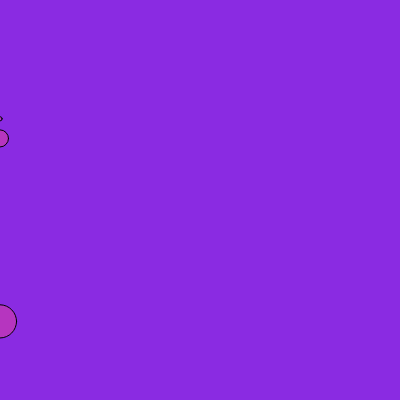
Frame 1 (no input)
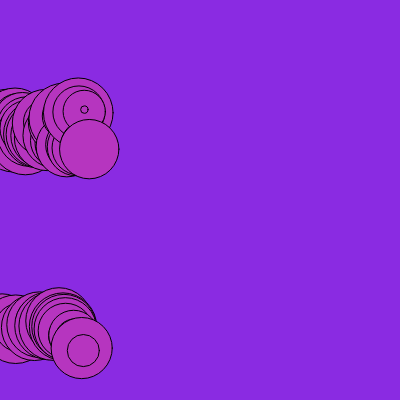
Frame 60 (no input)
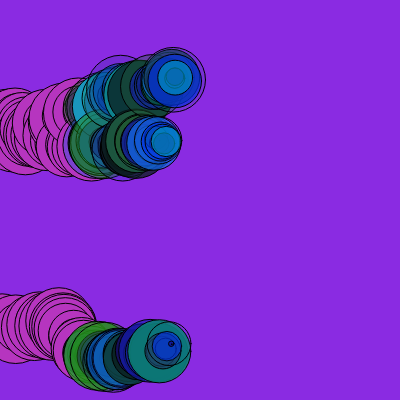
Frame 120 (the mouse pressed at the canvas centre since frame 60)

The p5.js sketch that drew these frames (run headless with seeded random() and noise() and a simulated clock; from frame 60 on, the mouse is pressed at the canvas centre):

// p5.js sketch
// ── sketch.js
//height, altura, width, largura
// array: lista ou variedade
// O for (traduzido para o português como "enquanto") é uma estrutura de repetição.
let cor;

let circuloY;// eixo vertical
let circuloX; // eixo Horizontal

function setup() {
  createCanvas(400, 400);
  background("blueviolet");
  cor = color(random(0, 255), random(0, 255), random(0, 255));

  circuloY=[random(height),random(height),random(height)];
  circuloX=[0,0,0];
}

function draw() {
  fill(cor);
  for(let contador in circuloX){
    circle(circuloX[contador], circuloY[contador], random(0, 70));
    circuloX[contador] += random(0, 3);
  circuloY[contador] += random(-3, 3);
    
    if (circuloX[contador]>=width){
      circuloX[contador]=0;
      circuloY[contador]=random(height);
      
    }
  }

  if (mouseIsPressed) {
    cor = color(random(0, 40), random(0, 155), random(0, 255), random(0, 255));
  }
}

// ── p5.js Web Editor _ Octagonal sock copy.html
<!DOCTYPE html>
<!-- saved from url=(0055)https://editor.p5js.org/vitorsannott/sketches/K3-FU7Wfo -->
<html lang="en"><head><meta http-equiv="Content-Type" content="text/html; charset=UTF-8">
      
      <meta name="viewport" content="width=device-width, initial-scale=1.0">
      <meta name="keywords" content="p5.js, p5.js web editor, web editor, processing, code editor">
      <meta name="description" content="A web editor for p5.js, a JavaScript library with the goal of making coding accessible to artists, designers, educators, and beginners.">
      <title>p5.js Web Editor | Octagonal sock copy</title>
      <link rel="stylesheet" href="./p5.js Web Editor _ Octagonal sock copy_files/app.7125da892f4be04cf9b4.css">
      <link href="./p5.js Web Editor _ Octagonal sock copy_files/css" rel="stylesheet" type="text/css">
      <link href="./p5.js Web Editor _ Octagonal sock copy_files/css(1)" rel="stylesheet" type="text/css">
      <link rel="shortcut icon" href="https://editor.p5js.org/favicon.ico" type="image/x-icon">
      <script type="text/javascript" async="" src="./p5.js Web Editor _ Octagonal sock copy_files/js"></script><script async="" src="./p5.js Web Editor _ Octagonal sock copy_files/analytics.js.baixados"></script><script>
        if (!window.process) {
          window.process = {};
        }
        if (!window.process.env) {
          window.process.env = {};
        }
        window.process.env.API_URL = '/editor';
        window.process.env.NODE_ENV = 'production';
        window.process.env.S3_BUCKET = 'assets.editor.p5js.org';
        window.process.env.S3_BUCKET_URL_BASE = 'https://assets.editor.p5js.org/';
        window.process.env.AWS_REGION = 'us-west-2';
        window.process.env.FORCE_TO_HTTPS = false;
        window.process.env.CLIENT = true;
        window.process.env.LOGIN_ENABLED = true;
        window.process.env.EXAMPLES_ENABLED = true;
        window.process.env.UI_ACCESS_TOKEN_ENABLED = false;
        window.process.env.UI_COLLECTIONS_ENABLED = true;
        window.process.env.UPLOAD_LIMIT = 250000000;
        window.process.env.TRANSLATIONS_ENABLED = true; 
        window.process.env.PREVIEW_URL = 'https://preview.p5js.org';
        window.process.env.GA_MEASUREMENT_ID='UA-53383000-1';
      </script>
    <style data-styled="active" data-styled-version="5.3.0"></style><style data-emotion="css"></style></head>
    <body class="light">
      <div id="root" class="root-app"><a href="https://editor.p5js.org/vitorsannott/sketches/K3-FU7Wfo#play-sketch" class="skip_link">Skip to Play Sketch</a><div class="app" style=""><div class="CookieConsent__CookieConsentContainer-sc-rchtty-0 kWMjPd"><div role="dialog" tabindex="0" class="CookieConsent__CookieConsentDialog-sc-rchtty-1 dXSahL"><h2 class="CookieConsent__CookieConsentHeader-sc-rchtty-2 kGoCid">Cookies</h2><div class="CookieConsent__CookieConsentContent-sc-rchtty-3 jeORHW"><p class="CookieConsent__CookieConsentCopy-sc-rchtty-4 iGdLUg">The p5.js Editor uses cookies. Some are essential to the website functionality and allow you to manage an account and preferences. Others are not essential—they are used for analytics and allow us to learn more about our community. <strong> We never sell this data or use it for advertising. </strong> You can decide which cookies you would like to allow, and learn more in our <a href="https://editor.p5js.org/privacy-policy">Privacy Policy.</a></p><div class="CookieConsent__CookieConsentButtons-sc-rchtty-5 fOpQOE"><button kind="secondary" display="block" type="button" class="Button__StyledButton-sc-6bwbx8-0 jRfUtY"><span>Allow All</span></button><button kind="primary" display="block" type="button" class="Button__StyledButton-sc-6bwbx8-0 exunAs"><span>Allow Essential</span></button></div></div></div></div><div class="RootPage-sc-1si1i3e-0 jonjFu"><header><div class="nav"><ul class="nav__items-left" role="menubar"><li class="nav__item-logo"><a href="https://editor.p5js.org/vitorsannott/sketches"><svg xmlns="http://www.w3.org/2000/svg" xmlns:xlink="http://www.w3.org/1999/xlink" width="56" height="42" viewBox="0 0 56 42" role="img" aria-label="Logo p5.js" focusable="false" class="svg__logo"><g fill="none" fill-rule="evenodd"><path fill="#FFFFFF" d="M 43.75 15.44 L 42.761 16.157 L 41.735 14.796 L 40.734 16.122 L 39.771 15.388 L 40.746 14.051 L 39.164 13.48 L 39.538 12.33 L 41.124 12.841 L 41.124 11.197 L 42.397 11.197 L 42.397 12.844 L 43.971 12.368 L 44.344 13.518 L 42.774 14.054 L 43.749 15.439 L 43.75 15.44 Z M 36.705 24.399 C 36.417 25.07 35.991 25.672 35.455 26.168 C 34.931 26.649 34.316 27.018 33.611 27.273 C 32.889 27.531 32.128 27.661 31.361 27.656 C 30.027 27.656 28.901 27.344 27.987 26.72 C 27.366 26.298 26.843 25.748 26.454 25.106 L 28.407 23.271 L 28.437 23.261 C 28.647 23.871 29.04 24.402 29.562 24.781 C 30.087 25.165 30.709 25.357 31.429 25.357 C 31.834 25.357 32.216 25.289 32.576 25.153 C 32.936 25.019 33.251 24.823 33.521 24.568 C 33.791 24.312 34.005 23.993 34.162 23.61 C 34.32 23.227 34.399 22.795 34.399 22.314 C 34.399 21.698 34.293 21.187 34.084 20.781 C 33.89 20.395 33.609 20.059 33.263 19.801 C 32.924 19.552 32.537 19.375 32.127 19.282 C 31.707 19.184 31.277 19.135 30.845 19.136 C 30.545 19.136 30.226 19.158 29.888 19.203 C 29.551 19.249 29.221 19.313 28.898 19.395 C 28.576 19.478 28.261 19.572 27.954 19.676 C 27.673 19.77 27.399 19.883 27.133 20.014 L 27.403 11.292 L 36.468 11.292 L 36.468 13.726 L 29.967 13.726 L 29.81 17.175 C 30.064 17.1 30.368 17.047 30.72 17.017 C 31.073 16.987 31.392 16.972 31.677 16.972 C 32.457 16.972 33.18 17.084 33.847 17.31 C 34.487 17.52 35.079 17.852 35.591 18.29 C 36.086 18.719 36.471 19.245 36.749 19.868 C 37.027 20.492 37.165 21.209 37.165 22.021 C 37.165 22.908 37.012 23.7 36.705 24.399 Z M 25.104 24.039 C 24.872 24.71 24.513 25.33 24.046 25.864 C 23.583 26.387 23.016 26.81 22.382 27.104 C 21.729 27.411 20.99 27.566 20.166 27.566 C 19.438 27.574 18.718 27.412 18.063 27.092 C 17.425 26.777 16.933 26.349 16.589 25.807 L 16.544 25.807 L 16.544 32.66 L 13.844 32.66 L 13.844 16.43 L 16.432 16.43 L 16.432 17.94 L 16.499 17.94 C 16.634 17.73 16.81 17.516 17.028 17.298 C 17.245 17.08 17.512 16.885 17.827 16.711 C 18.565 16.309 19.394 16.104 20.234 16.114 C 20.998 16.114 21.703 16.261 22.348 16.554 C 22.993 16.847 23.548 17.249 24.013 17.76 C 24.486 18.285 24.853 18.898 25.093 19.563 C 25.347 20.254 25.475 20.998 25.475 21.794 C 25.475 22.591 25.351 23.338 25.104 24.037 L 25.104 24.039 Z M 22.025 19.617 C 21.774 19.286 21.452 19.015 21.084 18.822 C 20.704 18.621 20.26 18.52 19.75 18.52 C 19.269 18.52 18.838 18.624 18.46 18.834 C 18.08 19.043 17.756 19.312 17.486 19.639 C 17.216 19.968 17.012 20.341 16.874 20.759 C 16.597 21.568 16.597 22.446 16.874 23.255 C 17.012 23.666 17.216 24.035 17.486 24.364 C 17.756 24.692 18.08 24.957 18.46 25.158 C 18.838 25.36 19.269 25.46 19.75 25.46 C 20.26 25.46 20.705 25.356 21.084 25.147 C 21.464 24.938 21.777 24.67 22.024 24.341 C 22.272 24.013 22.458 23.64 22.583 23.221 C 22.831 22.407 22.831 21.538 22.583 20.724 C 22.458 20.315 22.273 19.946 22.025 19.617"></path></g></svg></a></li><li class="nav__item"><button role="menuitem" aria-haspopup="menu" aria-expanded="false"><span class="nav__item-header">Arquivo</span><svg width="9px" height="6px" viewBox="0 0 9 6" xmlns="http://www.w3.org/2000/svg" xmlns:xlink="http://www.w3.org/1999/xlink" class="nav__item-header-triangle" focusable="false" aria-hidden="true"><g stroke="none" stroke-width="1" fill="#B5B5B5"><polygon id="Triangle" points="4.5 6 9 0 0 0"></polygon></g></svg></button><ul class="nav__dropdown" role="menu"><li class="nav__dropdown-item"><button role="menuitem">Novo</button></li><li class="nav__dropdown-item"><button role="menuitem">Salvar<span class="nav__keyboard-shortcut">Ctrl+S</span></button></li><li class="nav__dropdown-item"><button role="menuitem">Duplicar</button></li><li class="nav__dropdown-item"><button role="menuitem">compartilhar</button></li><li class="nav__dropdown-item"><button role="menuitem">Download</button></li><li class="nav__dropdown-item"><a role="menuitem" href="https://editor.p5js.org/vitorsannott/sketches">Abrir</a></li><li class="nav__dropdown-item"><a role="menuitem" href="https://editor.p5js.org/vitorsannott/sketches/K3-FU7Wfo/add-to-collection">Adicionar à coleção</a></li><li class="nav__dropdown-item"><a role="menuitem" href="https://editor.p5js.org/p5/sketches">Exemplos</a></li></ul></li><li class="nav__item"><button role="menuitem" aria-haspopup="menu" aria-expanded="false"><span class="nav__item-header">Editar</span><svg width="9px" height="6px" viewBox="0 0 9 6" xmlns="http://www.w3.org/2000/svg" xmlns:xlink="http://www.w3.org/1999/xlink" class="nav__item-header-triangle" focusable="false" aria-hidden="true"><g stroke="none" stroke-width="1" fill="#B5B5B5"><polygon id="Triangle" points="4.5 6 9 0 0 0"></polygon></g></svg></button><ul class="nav__dropdown" role="menu"><li class="nav__dropdown-item"><button role="menuitem">Organizar Código<span class="nav__keyboard-shortcut">Ctrl+Shift+F</span></button></li><li class="nav__dropdown-item"><button role="menuitem">Procurar<span class="nav__keyboard-shortcut">Ctrl+F</span></button></li><li class="nav__dropdown-item"><button role="menuitem">Trocar<span class="nav__keyboard-shortcut">Ctrl+H</span></button></li></ul></li><li class="nav__item"><button role="menuitem" aria-haspopup="menu" aria-expanded="false"><span class="nav__item-header">Esboço</span><svg width="9px" height="6px" viewBox="0 0 9 6" xmlns="http://www.w3.org/2000/svg" xmlns:xlink="http://www.w3.org/1999/xlink" class="nav__item-header-triangle" focusable="false" aria-hidden="true"><g stroke="none" stroke-width="1" fill="#B5B5B5"><polygon id="Triangle" points="4.5 6 9 0 0 0"></polygon></g></svg></button><ul class="nav__dropdown" role="menu"><li class="nav__dropdown-item"><button role="menuitem">Adicionar Arquivo<span class="nav__keyboard-shortcut">Ctrl+Alt+N</span></button></li><li class="nav__dropdown-item"><button role="menuitem">Adicionar Pasta</button></li><li class="nav__dropdown-item"><button role="menuitem">Executar<span class="nav__keyboard-shortcut">Ctrl+Enter</span></button></li><li class="nav__dropdown-item"><button role="menuitem">Parar<span class="nav__keyboard-shortcut">Shift+Ctrl+Enter</span></button></li></ul></li><li class="nav__item"><button role="menuitem" aria-haspopup="menu" aria-expanded="false"><span class="nav__item-header">Ajuda</span><svg width="9px" height="6px" viewBox="0 0 9 6" xmlns="http://www.w3.org/2000/svg" xmlns:xlink="http://www.w3.org/1999/xlink" class="nav__item-header-triangle" focusable="false" aria-hidden="true"><g stroke="none" stroke-width="1" fill="#B5B5B5"><polygon id="Triangle" points="4.5 6 9 0 0 0"></polygon></g></svg></button><ul class="nav__dropdown" role="menu"><li class="nav__dropdown-item"><button role="menuitem">Atalhos de Teclado</button></li><li class="nav__dropdown-item"><a href="https://p5js.org/reference/" target="_blank" rel="noopener noreferrer" role="menuitem">Referência</a></li><li class="nav__dropdown-item"><a role="menuitem" href="https://editor.p5js.org/about">Sobre</a></li></ul></li></ul><ul class="nav__items-right" title="user-menu" role="navigation"><li class="nav__item"><button role="menuitem" aria-haspopup="menu" aria-expanded="false"><span class="nav__item-header">Português</span><svg width="9px" height="6px" viewBox="0 0 9 6" xmlns="http://www.w3.org/2000/svg" xmlns:xlink="http://www.w3.org/1999/xlink" class="nav__item-header-triangle" focusable="false" aria-hidden="true"><g stroke="none" stroke-width="1" fill="#B5B5B5"><polygon id="Triangle" points="4.5 6 9 0 0 0"></polygon></g></svg></button><ul class="nav__dropdown" role="menu"><li class="nav__dropdown-item"><button value="be" role="menuitem">বাংলা</button></li><li class="nav__dropdown-item"><button value="de" role="menuitem">Deutsch</button></li><li class="nav__dropdown-item"><button value="en-US" role="menuitem">English</button></li><li class="nav__dropdown-item"><button value="es-419" role="menuitem">Español</button></li><li class="nav__dropdown-item"><button value="fr-CA" role="menuitem">Français</button></li><li class="nav__dropdown-item"><button value="hi" role="menuitem">हिन्दी</button></li><li class="nav__dropdown-item"><button value="it" role="menuitem">Italiano</button></li><li class="nav__dropdown-item"><button value="ja" role="menuitem">日本語</button></li><li class="nav__dropdown-item"><button value="ko" role="menuitem">한국어</button></li><li class="nav__dropdown-item"><button value="pt-BR" role="menuitem">Português</button></li><li class="nav__dropdown-item"><button value="sv" role="menuitem">Svenska</button></li><li class="nav__dropdown-item"><button value="tr" role="menuitem">Türkçe</button></li><li class="nav__dropdown-item"><button value="uk-UA" role="menuitem">Українська</button></li><li class="nav__dropdown-item"><button value="ur" role="menuitem">اردو</button></li><li class="nav__dropdown-item"><button value="zh-CN" role="menuitem">简体中文</button></li><li class="nav__dropdown-item"><button value="zh-TW" role="menuitem">正體中文</button></li></ul></li><li class="nav__item"><button role="menuitem" aria-haspopup="menu" aria-expanded="false"><span class="nav__item-header"><span>Olá, vitorsannott!</span></span><svg width="9px" height="6px" viewBox="0 0 9 6" xmlns="http://www.w3.org/2000/svg" xmlns:xlink="http://www.w3.org/1999/xlink" class="nav__item-header-triangle" focusable="false" aria-hidden="true"><g stroke="none" stroke-width="1" fill="#B5B5B5"><polygon id="Triangle" points="4.5 6 9 0 0 0"></polygon></g></svg></button><ul class="nav__dropdown" role="menu"><li class="nav__dropdown-item"><a role="menuitem" href="https://editor.p5js.org/vitorsannott/sketches">Meus Esboços</a></li><li class="nav__dropdown-item"><a role="menuitem" href="https://editor.p5js.org/vitorsannott/collections">Minhas Coleções</a></li><li class="nav__dropdown-item"><a role="menuitem" href="https://editor.p5js.org/vitorsannott/assets">Meus Recursos</a></li><li class="nav__dropdown-item"><a role="menuitem" href="https://editor.p5js.org/account">Configurações</a></li><li class="nav__dropdown-item"><button role="menuitem">Sair</button></li></ul></li></ul></div></header><div class="toolbar"><button class="toolbar__play-sketch-button" aria-label="Executar esboço"><svg width="16px" height="16px" viewBox="0 0 16 16" xmlns="http://www.w3.org/2000/svg" xmlns:xlink="http://www.w3.org/1999/xlink" focusable="false" aria-hidden="true"><g stroke="none" fill="currentColor"><polygon id="play" points="0 0 16 8 0 16"></polygon></g></svg></button><button class="toolbar__play-button toolbar__play-button--selected" id="play-sketch" aria-label="Executar esboço visual" title="Executar esboço"><svg width="16px" height="16px" viewBox="0 0 16 16" xmlns="http://www.w3.org/2000/svg" xmlns:xlink="http://www.w3.org/1999/xlink" focusable="false" aria-hidden="true"><g stroke="none" fill="currentColor"><polygon id="play" points="0 0 16 8 0 16"></polygon></g></svg></button><button class="toolbar__stop-button" aria-label="Parar esboço" title="Parar esboço"><svg width="16px" height="16px" viewBox="0 0 16 16" xmlns="http://www.w3.org/2000/svg" xmlns:xlink="http://www.w3.org/1999/xlink" focusable="false" aria-hidden="true"><g stroke="none" fill="currentColor"><rect id="stop" x="0" y="0" width="16" height="16"></rect></g></svg></button><div class="toolbar__autorefresh"><input id="autorefresh" class="checkbox__autorefresh" type="checkbox"><label for="autorefresh" class="toolbar__autorefresh-label">Auto-atualizar</label></div><div class="toolbar__project-name-container"><span class="editable-input editable-input--is-not-editing editable-input--has-value "><button class="editable-input__label" aria-label="Mudar nome do esboço" aria-hidden="false"><span>Octagonal sock copy</span><svg id="Layer_1" xmlns="http://www.w3.org/2000/svg" xmlns:xlink="http://www.w3.org/1999/xlink" x="0px" y="0px" width="100px" height="100px" viewBox="0 0 100 100" enable-background="new 0 0 100 100" xml:space="preserve" class="editable-input__icon" focusable="false" aria-hidden="true"><g><path d="M68.201,42.768c0.641,1.84,0.48,3.76-0.399,4.96L41.241,74.289l-15.76,4.32c-0.24,0.08-0.32,0-0.24-0.24l4.48-15.601 l26.561-26.561c1.2-0.96,3.12-1.04,4.96-0.32C32.121,65.009,32.041,65.089,32.041,65.089l-1.84,5.84c0,0,0.88,0.32,1.68,1.12 c0.8,0.801,1.04,1.76,1.04,1.76l6-1.84L68.201,42.768z M36.521,65.169l27.68-27.681c0.88,0.48,1.761,1.36,2.4,2.32 c-27.761,27.68-27.761,27.68-27.761,27.68l-2.24-0.08L36.521,65.169z M76.282,39.248l-5.12,5.2c0,0,2.479-3.84-2.721-8.88 c-4.56-4.56-8.88-2.56-8.88-2.56l5.2-5.2c3.2-3.28,8.4-3.68,11.76-0.4C79.962,30.848,79.481,36.128,76.282,39.248z"></path></g></svg></button><input class="editable-input__input" type="text" maxlength="128" aria-label="Novo nome de esboço" disabled="" aria-hidden="true" value="Octagonal sock copy"></span><p class="toolbar__project-project.owner"> por  <a href="https://editor.p5js.org/vitorsannott/sketches">vitorsannott</a></p></div><button class="toolbar__preferences-button" aria-label="Abrir Preferências" title="Abrir Preferências"><svg width="20px" height="20px" viewBox="0 0 20 20" xmlns="http://www.w3.org/2000/svg" xmlns:xlink="http://www.w3.org/1999/xlink" focusable="false" aria-hidden="true"><g stroke="none" stroke-width="0" fill="#ED225D"><path d="M14.6822397,16.2117311 L15.1198278,19.0213068 C14.3844186,19.4395702 13.5928664,19.770504 12.7592794,20 L11.0818617,17.703677 C10.7282919,17.7528772 10.367116,17.7783101 10,17.7783101 C9.63288395,17.7783101 9.2717081,17.7528772 8.91813825,17.703677 L7.24072063,20 C6.40713364,19.770504 5.6155814,19.4395702 4.88017224,19.0213068 L5.31776031,16.2117311 C4.73977887,15.7753775 4.22462249,15.2602211 3.78826886,14.6822397 L0.978693166,15.1198278 C0.560429839,14.3844186 0.22949601,13.5928664 -2.84217094e-14,12.7592794 L2.29632299,11.0818617 C2.24712285,10.7282919 2.22168987,10.367116 2.22168987,10 C2.22168987,9.63288395 2.24712285,9.2717081 2.29632299,8.91813825 L-8.12791077e-15,7.24072063 C0.22949601,6.40713364 0.560429839,5.6155814 0.978693166,4.88017224 L3.78826886,5.31776031 C4.22462249,4.73977887 4.73977887,4.22462249 5.31776031,3.78826886 L4.88017224,0.978693166 C5.6155814,0.560429839 6.40713364,0.22949601 7.24072063,0 L8.91813825,2.29632299 C9.2717081,2.24712285 9.63288395,2.22168987 10,2.22168987 C10.367116,2.22168987 10.7282919,2.24712285 11.0818617,2.29632299 L12.7592794,1.98620157e-14 C13.5928664,0.22949601 14.3844186,0.560429839 15.1198278,0.978693166 L14.6822397,3.78826886 C15.2602211,4.22462249 15.7753775,4.73977887 16.2117311,5.31776031 L19.0213068,4.88017224 C19.4395702,5.6155814 19.770504,6.40713364 20,7.24072063 L17.703677,8.91813825 C17.7528772,9.2717081 17.7783101,9.63288395 17.7783101,10 C17.7783101,10.367116 17.7528772,10.7282919 17.703677,11.0818617 L20,12.7592794 C19.770504,13.5928664 19.4395702,14.3844186 19.0213068,15.1198278 L16.2117311,14.6822397 C15.7753775,15.2602211 15.2602211,15.7753775 14.6822397,16.2117311 L14.6822397,16.2117311 Z M10,13.8891551 C12.147921,13.8891551 13.8891551,12.147921 13.8891551,10 C13.8891551,7.85207897 12.147921,6.11084493 10,6.11084493 C7.85207897,6.11084493 6.11084493,7.85207897 6.11084493,10 C6.11084493,12.147921 7.85207897,13.8891551 10,13.8891551 Z" id="path-1"></path></g></svg></button></div><main class="editor-preview-container"><div class="SplitPane  vertical disabled" style="display: flex; flex: 1 1 0%; height: 100%; position: absolute; outline: none; overflow: hidden; user-select: text; flex-direction: row; left: 0px; right: 0px;"><div class="Pane vertical Pane1  " style="flex: 0 0 auto; position: relative; outline: none; width: 20px;"><div class="MobileEditor__FileDrawer-sc-yhzp18-4 iCiGqo"><section class="sidebar sidebar--contracted"><header class="sidebar__header"><h3 class="sidebar__title"><span>Arquivos do Esboço</span></h3><div class="sidebar__icons"><button aria-label="Alterar abrir/fechar opções do arquivo do esboço" class="sidebar__add" tabindex="0"><svg width="32" height="32" viewBox="0 0 32 32" fill="none" xmlns="http://www.w3.org/2000/svg" focusable="false" aria-hidden="true" class="icons__StyledIcon-sc-xmer15-0 iFGmFm"><path fill-rule="evenodd" clip-rule="evenodd" d="M17.3197 27.8794H14.6798L14.6798 17.3199L4.12036 17.3199L4.12036 14.6801L14.6798 14.6801L14.6798 4.12059H17.3197L17.3197 14.6801L27.8792 14.6801L27.8792 17.3199L17.3197 17.3199L17.3197 27.8794Z" fill="#666666"></path></svg></button><ul class="sidebar__project-options"><li><button aria-label="Adicionar Pasta">Criar pasta</button></li><li><button aria-label="adicionar arquivo">Criar arquivo</button></li><li><button aria-label="carregar arquivo">Carregar Arquivo</button></li></ul></div></header><div class="sidebar__root-item"><ul class="file-item__children"><li><div class="sidebar__file-item"><div class="file-item__content"><span class="file-item__spacer"></span><span class="sidebar__file-item-icon"><span><svg stroke="currentColor" fill="currentColor" stroke-width="0" viewBox="0 0 512 512" height="1em" width="1em" xmlns="http://www.w3.org/2000/svg"><path d="M64 32l34.936 403.213L255.769 480l157.245-44.854L448 32H64zm307.997 132h-184l3.991 51h176.008l-13.505 151.386-98.5 28.094-98.682-27.976L150.545 289h48.254l3.423 39.287 53.769 14.781 53.422-14.915L314.987 264H147.986l-12.571-149.589 240.789.016L371.997 164z"></path></svg></span></span><button aria-label="index.html" class="sidebar__file-item-name" data-testid="file-name"><span class="sidebar__file-item-name-text"><span>i</span><span class="sidebar__file-item-name--ellipsis">nde</span><span>x</span><span>.html</span></span></button><input data-testid="input" type="text" class="sidebar__file-item-input" maxlength="128" value="index.html"><button class="sidebar__file-item-show-options" aria-label="Alterar abrir/fechar opções do arquivo" tabindex="0"><svg width="9px" height="6px" viewBox="0 0 9 6" xmlns="http://www.w3.org/2000/svg" xmlns:xlink="http://www.w3.org/1999/xlink" focusable="false" aria-hidden="true"><g stroke="none" stroke-width="1" fill="#B5B5B5"><polygon id="Triangle" points="4.5 6 9 0 0 0"></polygon></g></svg></button><div class="sidebar__file-item-options"><ul title="file options"><li><button class="sidebar__file-item-option">Renomear</button></li><li><button class="sidebar__file-item-option">Apagar</button></li></ul></div></div><ul class="file-item__children"></ul></div></li><li><div class="sidebar__file-item sidebar__file-item--selected"><div class="file-item__content"><span class="file-item__spacer"></span><span class="sidebar__file-item-icon"><span><svg stroke="currentColor" fill="currentColor" stroke-width="0" viewBox="0 0 512 512" height="1em" width="1em" xmlns="http://www.w3.org/2000/svg"><path d="M208 88.001h-80v212.498c0 52.58-18.032 67.261-49.412 67.261-14.705 0-27.948-2.521-38.25-6.063L32 423.904C46.7 428.966 69.259 432 86.907 432 158.955 432 208 398.129 208 301.02V88.001zM382.463 80C305.02 80 256 123.998 256 182.154c0 50.083 37.751 81.44 92.641 101.665 39.7 14.158 55.392 26.808 55.392 47.539 0 22.756-18.139 37.425-52.448 37.425-31.863 0-60.789-10.64-80.394-21.255v-.021L256 410.727c18.639 10.638 53.441 21.255 91.167 21.255C437.854 431.98 480 383.43 480 326.284c0-48.55-26.958-79.9-85.278-102.163-43.139-17.191-61.27-26.795-61.27-48.542 0-17.2 15.688-32.869 48.043-32.869 31.846 0 53.744 10.707 66.505 17.291l19.125-64C447.125 87.22 420.188 80 382.463 80z"></path></svg></span></span><button aria-label="sketch.js" class="sidebar__file-item-name" data-testid="file-name"><span class="sidebar__file-item-name-text"><span>s</span><span class="sidebar__file-item-name--ellipsis">ketc</span><span>h</span><span>.js</span></span></button><input data-testid="input" type="text" class="sidebar__file-item-input" maxlength="128" value="sketch.js"><button class="sidebar__file-item-show-options" aria-label="Alterar abrir/fechar opções do arquivo" tabindex="0"><svg width="9px" height="6px" viewBox="0 0 9 6" xmlns="http://www.w3.org/2000/svg" xmlns:xlink="http://www.w3.org/1999/xlink" focusable="false" aria-hidden="true"><g stroke="none" stroke-width="1" fill="#B5B5B5"><polygon id="Triangle" points="4.5 6 9 0 0 0"></polygon></g></svg></button><div class="sidebar__file-item-options"><ul title="file options"><li><button class="sidebar__file-item-option">Renomear</button></li><li><button class="sidebar__file-item-option">Apagar</button></li></ul></div></div><ul class="file-item__children"></ul></div></li><li><div class="sidebar__file-item"><div class="file-item__content"><span class="file-item__spacer"></span><span class="sidebar__file-item-icon"><span><svg stroke="currentColor" fill="currentColor" stroke-width="0" viewBox="0 0 512 512" height="1em" width="1em" xmlns="http://www.w3.org/2000/svg"><path d="M256.282 339.488zM64 32l34.946 403.219L255.767 480l157.259-44.85L448 32H64zm290.676 334.898l-98.607 28.125-98.458-28.248L150.864 289h48.253l3.433 39.562 53.586 15.163.132.273h.034l53.467-14.852L315.381 265H203l-4-50h120.646l4.396-51H140l-4-49h240.58l-21.904 251.898z"></path></svg></span></span><button aria-label="style.css" class="sidebar__file-item-name" data-testid="file-name"><span class="sidebar__file-item-name-text"><span>s</span><span class="sidebar__file-item-name--ellipsis">tyl</span><span>e</span><span>.css</span></span></button><input data-testid="input" type="text" class="sidebar__file-item-input" maxlength="128" value="style.css"><button class="sidebar__file-item-show-options" aria-label="Alterar abrir/fechar opções do arquivo" tabindex="0"><svg width="9px" height="6px" viewBox="0 0 9 6" xmlns="http://www.w3.org/2000/svg" xmlns:xlink="http://www.w3.org/1999/xlink" focusable="false" aria-hidden="true"><g stroke="none" stroke-width="1" fill="#B5B5B5"><polygon id="Triangle" points="4.5 6 9 0 0 0"></polygon></g></svg></button><div class="sidebar__file-item-options"><ul title="file options"><li><button class="sidebar__file-item-option">Renomear</button></li><li><button class="sidebar__file-item-option">Apagar</button></li></ul></div></div><ul class="file-item__children"></ul></div></li></ul></div></section></div></div><span role="presentation" class="Resizer vertical disabled"></span><div class="Pane vertical Pane2  " style="flex: 1 1 0%; position: relative; outline: none;"><div class="SplitPane  vertical " style="display: flex; flex: 1 1 0%; height: 100%; position: absolute; outline: none; overflow: hidden; user-select: text; flex-direction: row; left: 0px; right: 0px;"><div class="Pane vertical Pane1  " style="flex: 0 0 auto; position: relative; outline: none; width: 50%;"><div class="SplitPane editor-preview-subpanel horizontal " style="display: flex; flex: 1 1 0%; height: 100%; position: absolute; outline: none; overflow: hidden; user-select: text; bottom: 0px; flex-direction: column; min-height: 100%; top: 0px; width: 100%;"><div class="Pane horizontal Pane1  " style="flex: 1 1 0%; position: relative; outline: none;"><section class="editor sidebar--contracted"><div class="editor__header"><button aria-label="Abrir navegação de arquivos do esboço" class="sidebar__contract"><svg width="10px" height="15px" viewBox="0 0 10 15" xmlns="http://www.w3.org/2000/svg" xmlns:xlink="http://www.w3.org/1999/xlink" focusable="false" aria-hidden="true"><defs></defs><g id="IDEs" stroke="none" stroke-width="1" fill="none" fill-rule="evenodd" opacity="0.539999962"><g id="p5js-IDE-styles-foundation-pt-2" transform="translate(-529.000000, -1165.000000)" fill="#333333"><polygon id="arrow-shape-copy" transform="translate(534.000000, 1172.198314) rotate(-90.000000) translate(-534.000000, -1172.198314) " points="535.4 1169.39663 541 1174.99663 539.6 1176.39663 534 1170.79663 528.4 1176.39663 527 1174.99663 532.6 1169.39663 533.996628 1168"></polygon></g></g></svg></button><button aria-label="Fechar navegação de arquivos do esboço" class="sidebar__expand"><svg width="10px" height="15px" viewBox="0 0 10 15" xmlns="http://www.w3.org/2000/svg" xmlns:xlink="http://www.w3.org/1999/xlink" focusable="false" aria-hidden="true"><defs></defs><g id="IDEs" stroke="none" stroke-width="1" fill="none" fill-rule="evenodd" opacity="0.539999962"><g id="p5js-IDE-styles-foundation-pt-2" transform="translate(-496.000000, -1165.000000)" fill="#333333"><polygon id="arrow-shape-copy" transform="translate(501.000000, 1172.198314) rotate(90.000000) translate(-501.000000, -1172.198314) " points="502.4 1169.39663 508 1174.99663 506.6 1176.39663 501 1170.79663 495.4 1176.39663 494 1174.99663 499.6 1169.39663 500.996628 1168"></polygon></g></g></svg></button><div class="editor__file-name"><span>sketch.js<span class="editor__unsaved-changes"><svg width="9.2px" height="11px" fill="currentColor" role="img" aria-label="Esboço tem mudanças não salvas" focusable="false"><circle cx="3" cy="3" r="2.8"></circle></svg></span></span><span class="timer__saved-time">Salvo: 22 minutos atrás</span></div></div><article class="editor-holder"><div class="CodeMirror cm-s-p5-light CodeMirror-wrap" style="font-size: 18px;"><div class="CodeMirror-vscrollbar" tabindex="-1" cm-not-content="true" style="display: block; bottom: 0px;"><div style="min-width: 1px; height: 762px;"></div></div><div class="CodeMirror-hscrollbar" tabindex="-1" cm-not-content="true"><div style="height: 100%; min-height: 1px; width: 0px;"></div></div><div class="CodeMirror-scrollbar-filler" cm-not-content="true"></div><div class="CodeMirror-gutter-filler" cm-not-content="true"></div><div class="CodeMirror-scroll" tabindex="-1" draggable="false"><div class="CodeMirror-sizer" style="margin-left: 49px; margin-bottom: -10px; border-right-width: 40px; min-height: 757px; padding-right: 10px; padding-bottom: 0px;"><div style="position: relative; top: 0px;"><div class="CodeMirror-lines" role="presentation"><div role="presentation" style="position: relative; outline: none;"><div class="CodeMirror-measure"><pre class="CodeMirror-line-like"><span>xxxxxxxxxx</span></pre></div><div class="CodeMirror-measure"></div><div style="position: relative; z-index: 1;"></div><div class="CodeMirror-cursors" style="visibility: hidden;"></div><div class="CodeMirror-code" role="presentation" contenteditable="true" autocorrect="off" autocapitalize="off" spellcheck="false" tabindex="0" style=""><div style="position: relative;"><div class="CodeMirror-gutter-wrapper" aria-hidden="true" contenteditable="false" style="left: -49px;"><div class="CodeMirror-linenumber CodeMirror-gutter-elt" style="left: 65px; width: 33px;">1</div></div><pre class=" CodeMirror-line " role="presentation"><span role="presentation" style="padding-right: 0.1px;"><span class="cm-comment">//height, altura, width, largura</span></span></pre></div><div style="position: relative;"><div class="CodeMirror-gutter-wrapper" aria-hidden="true" contenteditable="false" style="left: -49px;"><div class="CodeMirror-linenumber CodeMirror-gutter-elt" style="left: 65px; width: 33px;">2</div></div><pre class=" CodeMirror-line " role="presentation"><span role="presentation" style="padding-right: 0.1px;"><span class="cm-comment">// array: lista ou variedade</span></span></pre></div><div class="CodeMirror-activeline" style="position: relative;"><div class="CodeMirror-activeline-background CodeMirror-linebackground" contenteditable="false"></div><div class="CodeMirror-gutter-background CodeMirror-activeline-gutter" contenteditable="false" style="left: -49px; width: 49px;"></div><div class="CodeMirror-gutter-wrapper CodeMirror-activeline-gutter" aria-hidden="true" contenteditable="false" style="left: -49px;"><div class="CodeMirror-linenumber CodeMirror-gutter-elt" style="left: 65px; width: 33px;">3</div></div><pre class=" CodeMirror-line " role="presentation"><span role="presentation" style="padding-right: 0.1px;"><span class="cm-comment">// O for (traduzido para o português como "enquanto") é uma estrutura de repetição.</span></span></pre></div><div style="position: relative;"><div class="CodeMirror-gutter-wrapper" aria-hidden="true" contenteditable="false" style="left: -49px;"><div class="CodeMirror-linenumber CodeMirror-gutter-elt" style="left: 65px; width: 33px;">4</div></div><pre class=" CodeMirror-line " role="presentation"><span role="presentation" style="padding-right: 0.1px;"><span class="cm-keyword">let</span> <span class="cm-def">cor</span>;</span></pre></div><div style="position: relative;"><div class="CodeMirror-gutter-wrapper" aria-hidden="true" contenteditable="false" style="left: -49px;"><div class="CodeMirror-linenumber CodeMirror-gutter-elt" style="left: 65px; width: 33px;">5</div></div><pre class=" CodeMirror-line " role="presentation"><span role="presentation" style="padding-right: 0.1px;"><span cm-text=""></span></span></pre></div><div style="position: relative;"><div class="CodeMirror-gutter-wrapper" aria-hidden="true" contenteditable="false" style="left: -49px;"><div class="CodeMirror-linenumber CodeMirror-gutter-elt" style="left: 65px; width: 33px;">6</div></div><pre class=" CodeMirror-line " role="presentation"><span role="presentation" style="padding-right: 0.1px;"><span class="cm-keyword">let</span> <span class="cm-def">circuloY</span>;<span class="cm-comment">// eixo vertical</span></span></pre></div><div style="position: relative;"><div class="CodeMirror-gutter-wrapper" aria-hidden="true" contenteditable="false" style="left: -49px;"><div class="CodeMirror-linenumber CodeMirror-gutter-elt" style="left: 65px; width: 33px;">7</div></div><pre class=" CodeMirror-line " role="presentation"><span role="presentation" style="padding-right: 0.1px;"><span class="cm-keyword">let</span> <span class="cm-def">circuloX</span>; <span class="cm-comment">// eixo Horizontal</span></span></pre></div><div style="position: relative;"><div class="CodeMirror-gutter-wrapper" aria-hidden="true" contenteditable="false" style="left: -49px;"><div class="CodeMirror-linenumber CodeMirror-gutter-elt" style="left: 65px; width: 33px;">8</div></div><pre class=" CodeMirror-line " role="presentation"><span role="presentation" style="padding-right: 0.1px;"><span cm-text=""></span></span></pre></div><div style="position: relative;"><div class="CodeMirror-gutter-wrapper" aria-hidden="true" contenteditable="false" style="left: -49px;"><div class="CodeMirror-linenumber CodeMirror-gutter-elt" style="left: 65px; width: 33px;">9</div><div class="CodeMirror-gutter-elt" style="left: 0px; width: 49px;"><div class="CodeMirror-foldgutter-open CodeMirror-guttermarker-subtle"></div></div></div><pre class=" CodeMirror-line " role="presentation"><span role="presentation" style="padding-right: 0.1px;"><span class="cm-keyword">function</span> <span class="cm-p5-function">setup</span>() {</span></pre></div><div style="position: relative;"><div class="CodeMirror-gutter-wrapper" aria-hidden="true" contenteditable="false" style="left: -49px;"><div class="CodeMirror-linenumber CodeMirror-gutter-elt" style="left: 65px; width: 33px;">10</div></div><pre class=" CodeMirror-line " role="presentation"><span role="presentation" style="padding-right: 0.1px;"> &nbsp;<span class="cm-p5-function">createCanvas</span>(<span class="cm-number">400</span>, <span class="cm-number">400</span>);</span></pre></div><div style="position: relative;"><div class="CodeMirror-gutter-wrapper" aria-hidden="true" contenteditable="false" style="left: -49px;"><div class="CodeMirror-linenumber CodeMirror-gutter-elt" style="left: 65px; width: 33px;">11</div></div><pre class=" CodeMirror-line " role="presentation"><span role="presentation" style="padding-right: 0.1px;"> &nbsp;<span class="cm-p5-function">background</span>(<span class="cm-string">"</span><span class="CodeMirror-widget" role="presentation" cm-marker="2838" contenteditable="false"><div class="codemirror-colorview" title="open color picker"><div class="codemirror-colorview-background" style="background-color: rgb(138, 43, 226);"></div></div></span><span class="cm-string">blueviolet"</span>);</span></pre></div><div style="position: relative;"><div class="CodeMirror-gutter-wrapper" aria-hidden="true" contenteditable="false" style="left: -49px;"><div class="CodeMirror-linenumber CodeMirror-gutter-elt" style="left: 65px; width: 33px;">12</div></div><pre class=" CodeMirror-line " role="presentation"><span role="presentation" style="padding-right: 0.1px;"> &nbsp;<span class="cm-variable">cor</span> <span class="cm-operator">=</span> <span class="cm-p5-function">color</span>(<span class="cm-p5-function">random</span>(<span class="cm-number">0</span>, <span class="cm-number">255</span>), <span class="cm-p5-function">random</span>(<span class="cm-number">0</span>, <span class="cm-number">255</span>), <span class="cm-p5-function">random</span>(<span class="cm-number">0</span>, <span class="cm-number">255</span>));</span></pre></div><div style="position: relative;"><div class="CodeMirror-gutter-wrapper" aria-hidden="true" contenteditable="false" style="left: -49px;"><div class="CodeMirror-linenumber CodeMirror-gutter-elt" style="left: 65px; width: 33px;">13</div></div><pre class=" CodeMirror-line " role="presentation"><span role="presentation" style="padding-right: 0.1px;"><span cm-text=""></span></span></pre></div><div style="position: relative;"><div class="CodeMirror-gutter-wrapper" aria-hidden="true" contenteditable="false" style="left: -49px;"><div class="CodeMirror-linenumber CodeMirror-gutter-elt" style="left: 65px; width: 33px;">14</div></div><pre class=" CodeMirror-line " role="presentation"><span role="presentation" style="padding-right: 0.1px;"> &nbsp;<span class="cm-variable">circuloY</span><span class="cm-operator">=</span>[<span class="cm-p5-function">random</span>(<span class="cm-p5-variable">height</span>),<span class="cm-p5-function">random</span>(<span class="cm-p5-variable">height</span>),<span class="cm-p5-function">random</span>(<span class="cm-p5-variable">height</span>)];</span></pre></div><div style="position: relative;"><div class="CodeMirror-gutter-wrapper" aria-hidden="true" contenteditable="false" style="left: -49px;"><div class="CodeMirror-linenumber CodeMirror-gutter-elt" style="left: 65px; width: 33px;">15</div></div><pre class=" CodeMirror-line " role="presentation"><span role="presentation" style="padding-right: 0.1px;"> &nbsp;<span class="cm-variable">circuloX</span><span class="cm-operator">=</span>[<span class="cm-number">0</span>,<span class="cm-number">0</span>,<span class="cm-number">0</span>];</span></pre></div><div style="position: relative;"><div class="CodeMirror-gutter-wrapper" aria-hidden="true" contenteditable="false" style="left: -49px;"><div class="CodeMirror-linenumber CodeMirror-gutter-elt" style="left: 65px; width: 33px;">16</div></div><pre class=" CodeMirror-line " role="presentation"><span role="presentation" style="padding-right: 0.1px;">}</span></pre></div><div style="position: relative;"><div class="CodeMirror-gutter-wrapper" aria-hidden="true" contenteditable="false" style="left: -49px;"><div class="CodeMirror-linenumber CodeMirror-gutter-elt" style="left: 65px; width: 33px;">17</div></div><pre class=" CodeMirror-line " role="presentation"><span role="presentation" style="padding-right: 0.1px;"><span cm-text=""></span></span></pre></div><div style="position: relative;"><div class="CodeMirror-gutter-wrapper" aria-hidden="true" contenteditable="false" style="left: -49px;"><div class="CodeMirror-linenumber CodeMirror-gutter-elt" style="left: 65px; width: 33px;">18</div><div class="CodeMirror-gutter-elt" style="left: 0px; width: 49px;"><div class="CodeMirror-foldgutter-open CodeMirror-guttermarker-subtle"></div></div></div><pre class=" CodeMirror-line " role="presentation"><span role="presentation" style="padding-right: 0.1px;"><span class="cm-keyword">function</span> <span class="cm-p5-function">draw</span>() {</span></pre></div><div style="position: relative;"><div class="CodeMirror-gutter-wrapper" aria-hidden="true" contenteditable="false" style="left: -49px;"><div class="CodeMirror-linenumber CodeMirror-gutter-elt" style="left: 65px; width: 33px;">19</div></div><pre class=" CodeMirror-line " role="presentation"><span role="presentation" style="padding-right: 0.1px;"> &nbsp;<span class="cm-p5-function">fill</span>(<span class="cm-variable">cor</span>);</span></pre></div><div style="position: relative;"><div class="CodeMirror-gutter-wrapper" aria-hidden="true" contenteditable="false" style="left: -49px;"><div class="CodeMirror-linenumber CodeMirror-gutter-elt" style="left: 65px; width: 33px;">20</div><div class="CodeMirror-gutter-elt" style="left: 0px; width: 49px;"><div class="CodeMirror-foldgutter-open CodeMirror-guttermarker-subtle"></div></div></div><pre class=" CodeMirror-line " role="presentation"><span role="presentation" style="padding-right: 0.1px;"> &nbsp;<span class="cm-keyword">for</span>(<span class="cm-keyword">let</span> <span class="cm-def">contador</span> <span class="cm-keyword">in</span> <span class="cm-variable">circuloX</span>){</span></pre></div><div style="position: relative;"><div class="CodeMirror-gutter-wrapper" aria-hidden="true" contenteditable="false" style="left: -49px;"><div class="CodeMirror-linenumber CodeMirror-gutter-elt" style="left: 65px; width: 33px;">21</div></div><pre class=" CodeMirror-line " role="presentation"><span role="presentation" style="padding-right: 0.1px;"> &nbsp; &nbsp;<span class="cm-p5-function">circle</span>(<span class="cm-variable">circuloX</span>[<span class="cm-variable-2">contador</span>], <span class="cm-variable">circuloY</span>[<span class="cm-variable-2">contador</span>], <span class="cm-p5-function">random</span>(<span class="cm-number">0</span>, <span class="cm-number">70</span>));</span></pre></div><div style="position: relative;"><div class="CodeMirror-gutter-wrapper" aria-hidden="true" contenteditable="false" style="left: -49px;"><div class="CodeMirror-linenumber CodeMirror-gutter-elt" style="left: 65px; width: 33px;">22</div></div><pre class=" CodeMirror-line " role="presentation"><span role="presentation" style="padding-right: 0.1px;"> &nbsp; &nbsp;<span class="cm-variable">circuloX</span>[<span class="cm-variable-2">contador</span>] <span class="cm-operator">+=</span> <span class="cm-p5-function">random</span>(<span class="cm-number">0</span>, <span class="cm-number">3</span>);</span></pre></div><div style="position: relative;"><div class="CodeMirror-gutter-wrapper" aria-hidden="true" contenteditable="false" style="left: -49px;"><div class="CodeMirror-linenumber CodeMirror-gutter-elt" style="left: 65px; width: 33px;">23</div></div><pre class=" CodeMirror-line " role="presentation"><span role="presentation" style="padding-right: 0.1px;"> &nbsp;<span class="cm-variable">circuloY</span>[<span class="cm-variable-2">contador</span>] <span class="cm-operator">+=</span> <span class="cm-p5-function">random</span>(<span class="cm-operator">-</span><span class="cm-number">3</span>, <span class="cm-number">3</span>);</span></pre></div><div style="position: relative;"><div class="CodeMirror-gutter-wrapper" aria-hidden="true" contenteditable="false" style="left: -49px;"><div class="CodeMirror-linenumber CodeMirror-gutter-elt" style="left: 65px; width: 33px;">24</div></div><pre class=" CodeMirror-line " role="presentation"><span role="presentation" style="padding-right: 0.1px;"> &nbsp; &nbsp;</span></pre></div><div style="position: relative;"><div class="CodeMirror-gutter-wrapper" aria-hidden="true" contenteditable="false" style="left: -49px;"><div class="CodeMirror-linenumber CodeMirror-gutter-elt" style="left: 65px; width: 33px;">25</div></div><pre class=" CodeMirror-line " role="presentation"><span role="presentation" style="padding-right: 0.1px;"> &nbsp; &nbsp;<span class="cm-keyword">if</span> (<span class="cm-variable">circuloX</span>[<span class="cm-variable-2">contador</span>]<span class="cm-operator">&gt;=</span><span class="cm-p5-variable">width</span>){</span></pre></div><div style="position: relative;"><div class="CodeMirror-gutter-wrapper" aria-hidden="true" contenteditable="false" style="left: -49px;"><div class="CodeMirror-linenumber CodeMirror-gutter-elt" style="left: 65px; width: 33px;">26</div></div><pre class=" CodeMirror-line " role="presentation"><span role="presentation" style="padding-right: 0.1px;"> &nbsp; &nbsp; &nbsp;<span class="cm-variable">circuloX</span>[<span class="cm-variable-2">contador</span>]<span class="cm-operator">=</span><span class="cm-number">0</span>;</span></pre></div><div style="position: relative;"><div class="CodeMirror-gutter-wrapper" aria-hidden="true" contenteditable="false" style="left: -49px;"><div class="CodeMirror-linenumber CodeMirror-gutter-elt" style="left: 65px; width: 33px;">27</div></div><pre class=" CodeMirror-line " role="presentation"><span role="presentation" style="padding-right: 0.1px;"> &nbsp; &nbsp; &nbsp;<span class="cm-variable">circuloY</span>[<span class="cm-variable-2">contador</span>]<span class="cm-operator">=</span><span class="cm-p5-function">random</span>(<span class="cm-p5-variable">height</span>);</span></pre></div><div style="position: relative;"><div class="CodeMirror-gutter-wrapper" aria-hidden="true" contenteditable="false" style="left: -49px;"><div class="CodeMirror-linenumber CodeMirror-gutter-elt" style="left: 65px; width: 33px;">28</div></div><pre class=" CodeMirror-line " role="presentation"><span role="presentation" style="padding-right: 0.1px;"> &nbsp; &nbsp; &nbsp;</span></pre></div><div style="position: relative;"><div class="CodeMirror-gutter-wrapper" aria-hidden="true" contenteditable="false" style="left: -49px;"><div class="CodeMirror-linenumber CodeMirror-gutter-elt" style="left: 65px; width: 33px;">29</div></div><pre class=" CodeMirror-line " role="presentation"><span role="presentation" style="padding-right: 0.1px;"> &nbsp;  }</span></pre></div><div style="position: relative;"><div class="CodeMirror-gutter-wrapper" aria-hidden="true" contenteditable="false" style="left: -49px;"><div class="CodeMirror-linenumber CodeMirror-gutter-elt" style="left: 65px; width: 33px;">30</div></div><pre class=" CodeMirror-line " role="presentation"><span role="presentation" style="padding-right: 0.1px;">  }</span></pre></div><div style="position: relative;"><div class="CodeMirror-gutter-wrapper" aria-hidden="true" contenteditable="false" style="left: -49px;"><div class="CodeMirror-linenumber CodeMirror-gutter-elt" style="left: 65px; width: 33px;">31</div></div><pre class=" CodeMirror-line " role="presentation"><span role="presentation" style="padding-right: 0.1px;"><span cm-text=""></span></span></pre></div><div style="position: relative;"><div class="CodeMirror-gutter-wrapper" aria-hidden="true" contenteditable="false" style="left: -49px;"><div class="CodeMirror-linenumber CodeMirror-gutter-elt" style="left: 65px; width: 33px;">32</div><div class="CodeMirror-gutter-elt" style="left: 0px; width: 49px;"><div class="CodeMirror-foldgutter-open CodeMirror-guttermarker-subtle"></div></div></div><pre class=" CodeMirror-line " role="presentation"><span role="presentation" style="padding-right: 0.1px;"> &nbsp;<span class="cm-keyword">if</span> (<span class="cm-p5-variable">mouseIsPressed</span>) {</span></pre></div><div style="position: relative;"><div class="CodeMirror-gutter-wrapper" aria-hidden="true" contenteditable="false" style="left: -49px;"><div class="CodeMirror-linenumber CodeMirror-gutter-elt" style="left: 65px; width: 33px;">33</div></div><pre class=" CodeMirror-line " role="presentation"><span role="presentation" style="padding-right: 0.1px;"> &nbsp; &nbsp;<span class="cm-variable">cor</span> <span class="cm-operator">=</span> <span class="cm-p5-function">color</span>(<span class="cm-p5-function">random</span>(<span class="cm-number">0</span>, <span class="cm-number">40</span>), <span class="cm-p5-function">random</span>(<span class="cm-number">0</span>, <span class="cm-number">155</span>), <span class="cm-p5-function">random</span>(<span class="cm-number">0</span>, <span class="cm-number">255</span>), <span class="cm-p5-function">random</span>(<span class="cm-number">0</span>, <span class="cm-number">255</span>));</span></pre></div><div style="position: relative;"><div class="CodeMirror-gutter-wrapper" aria-hidden="true" contenteditable="false" style="left: -49px;"><div class="CodeMirror-linenumber CodeMirror-gutter-elt" style="left: 65px; width: 33px;">34</div></div><pre class=" CodeMirror-line " role="presentation"><span role="presentation" style="padding-right: 0.1px;">  }</span></pre></div><div style="position: relative;"><div class="CodeMirror-gutter-wrapper" aria-hidden="true" contenteditable="false" style="left: -49px;"><div class="CodeMirror-linenumber CodeMirror-gutter-elt" style="left: 65px; width: 33px;">35</div></div><pre class=" CodeMirror-line " role="presentation"><span role="presentation" style="padding-right: 0.1px;">}</span></pre></div><div style="position: relative;"><div class="CodeMirror-gutter-wrapper" aria-hidden="true" contenteditable="false" style="left: -49px;"><div class="CodeMirror-linenumber CodeMirror-gutter-elt" style="left: 65px; width: 33px;">36</div></div><pre class=" CodeMirror-line " role="presentation"><span role="presentation" style="padding-right: 0.1px;"><span cm-text=""></span></span></pre></div></div></div></div></div></div><div style="position: absolute; height: 40px; width: 1px; border-bottom: 0px solid transparent; top: 757px;"></div><div class="CodeMirror-gutters" style="height: 797px;"><div class="CodeMirror-gutter CodeMirror-foldgutter"></div><div class="CodeMirror-gutter CodeMirror-lint-markers"></div><div class="CodeMirror-gutter CodeMirror-linenumbers" style="width: 41px;"></div></div></div></div></article><div class="editor-accessibility"><ul class="editor-lintmessages" title="lint messages"><li>Não há mensagens de Lint</li></ul><p> Linha atual<span class="editor-linenumber" aria-live="polite" aria-atomic="true" id="current-line">linha 3</span></p></div></section></div><span role="presentation" class="Resizer horizontal "></span><div class="Pane horizontal Pane2  " style="flex: 0 0 auto; position: relative; outline: none; height: 150px; display: flex;"><section class="preview-console"><header class="preview-console__header"><h2 class="preview-console__header-title">Terminal</h2><div class="preview-console__header-buttons"><button class="preview-console__clear" aria-label="Limpar terminal">Limpar</button><button class="preview-console__collapse" aria-label="Fechar terminal"><svg width="14px" height="9px" viewBox="0 0 14 9" xmlns="http://www.w3.org/2000/svg" xmlns:xlink="http://www.w3.org/1999/xlink" focusable="false" aria-hidden="true"><g id="IDEs" stroke="none" stroke-width="1" fill="none" fill-rule="evenodd" opacity="1"><g id="p5js-IDE-styles-foundation-pt-2" transform="translate(-425.000000, -1168.000000)" fill="#AAA"><g id="Icons" transform="translate(16.000000, 1063.000000)"><polygon id="arrow-shape-copy-2" transform="translate(416.000000, 109.198314) rotate(-180.000000) translate(-416.000000, -109.198314) " points="417.4 106.396628 423 111.996628 421.6 113.396628 416 107.796628 410.4 113.396628 409 111.996628 414.6 106.396628 415.996628 105"></polygon></g></g></g></svg></button><button class="preview-console__expand" aria-label="Abrir terminal"><svg width="14px" height="9px" viewBox="0 0 14 9" xmlns="http://www.w3.org/2000/svg" xmlns:xlink="http://www.w3.org/1999/xlink" focusable="false" aria-hidden="true"><defs></defs><g id="IDEs" stroke="none" stroke-width="1" fill="none" fill-rule="evenodd" opacity="1"><g id="p5js-IDE-styles-foundation-pt-2" transform="translate(-394.000000, -1168.000000)" fill="#AAA"><g id="Icons" transform="translate(16.000000, 1063.000000)"><polygon id="arrow-shape-copy" points="386.4 106.396628 392 111.996628 390.6 113.396628 385 107.796628 379.4 113.396628 378 111.996628 383.6 106.396628 384.996628 105"></polygon></g></g></g></svg></button></div></header><div class="preview-console__body"><div class="preview-console__messages" style="font-size: 18px;"><div class="css-dnj0yz"></div></div><div class="console__input"><div class="console-active__arrow-container" style="height: 23.9994px;"><svg width="10px" height="15px" viewBox="0 0 10 15" xmlns="http://www.w3.org/2000/svg" xmlns:xlink="http://www.w3.org/1999/xlink" class="console-active__arrow" focusable="false" aria-hidden="true" style="width: 18px; height: 10.26px;"><defs></defs><g id="IDEs" stroke="none" stroke-width="1" fill="none" fill-rule="evenodd" opacity="0.539999962"><g id="p5js-IDE-styles-foundation-pt-2" transform="translate(-496.000000, -1165.000000)" fill="#333333"><polygon id="arrow-shape-copy" transform="translate(501.000000, 1172.198314) rotate(90.000000) translate(-501.000000, -1172.198314) " points="502.4 1169.39663 508 1174.99663 506.6 1176.39663 501 1170.79663 495.4 1176.39663 494 1174.99663 499.6 1169.39663 500.996628 1168"></polygon></g></g></svg></div><div class="console__editor"><div class="CodeMirror cm-s-p5-light" style="font-size: 18px;"><div class="CodeMirror-scrollbar-filler" cm-not-content="true"></div><div class="CodeMirror-gutter-filler" cm-not-content="true"></div><div class="CodeMirror-scroll" tabindex="-1"><div class="CodeMirror-sizer" style="margin-left: 0px; margin-bottom: -10px; border-right-width: 40px; min-height: 25px; min-width: 7px; padding-right: 0px; padding-bottom: 0px;"><div style="position: relative; top: 0px;"><div class="CodeMirror-lines" role="presentation"><div role="presentation" style="position: relative; outline: none;"><div class="CodeMirror-measure"></div><div class="CodeMirror-measure"></div><div style="position: relative; z-index: 1;"></div><div class="CodeMirror-cursors"></div><div class="CodeMirror-code" role="presentation" contenteditable="true" autocorrect="off" autocapitalize="off" spellcheck="false" tabindex="0"><pre class=" CodeMirror-line " role="presentation"><span role="presentation" style="padding-right: 0.1px;"><span cm-text=""></span></span></pre></div></div></div></div></div><div style="position: absolute; height: 40px; width: 1px; border-bottom: 0px solid transparent; top: 25px;"></div><div class="CodeMirror-gutters" style="display: none; height: 65px;"></div></div></div></div></div></div></section></div></div></div><span role="presentation" class="Resizer vertical " style="border-left-width: 2px; border-right-width: 2px; width: 2px; margin: 0px;"></span><div class="Pane vertical Pane2  " style="flex: 1 1 0%; position: relative; outline: none;"><section class="preview-frame-holder"><header class="preview-frame__header"><h2 class="preview-frame__title">Prévia</h2></header><div class="preview-frame__content"><div class="preview-frame-overlay" style="display: none;"></div><iframe title="sketch preview" src="./p5.js Web Editor _ Octagonal sock copy_files/saved_resource.html" sandbox="allow-forms allow-modals allow-pointer-lock allow-popups 
    allow-same-origin allow-scripts allow-top-navigation-by-user-activation allow-downloads" allow="accelerometer; ambient-light-sensor; autoplay; bluetooth; camera; encrypted-media; geolocation; gyroscope;     hid; microphone; magnetometer; midi; payment; usb; serial; vr; xr-spatial-tracking" scrolling="auto" allowfullscreen="" frameborder="0" class="PreviewFrame__Frame-sc-1a6lcg6-0 qCVrM"></iframe></div></section></div></div></div></div></main></div></div></div>
      <script src="./p5.js Web Editor _ Octagonal sock copy_files/app.efe32d52711843731490.js.baixados"></script>
    
  
  <div id="tldx-toast-container"></div><style data-styled="active" data-styled-version="5.3.11"></style><div id="tldx-webext-container"></div></body><tldx-lmi-shadow-root data-wxt-shadow-root=""><template shadowrootmode="open">
<!-- saved from url=(0055)https://editor.p5js.org/vitorsannott/sketches/K3-FU7Wfo -->
<html><head><style>:host{--color-base-100: var(--color-base-100);--color-base-200: var(--color-base-200);--color-base-250: var(--color-base-250);--color-base-300: var(--color-base-300);--color-base-400: var(--color-base-400);--color-base-500: var(--color-base-500);--color-base-600: var(--color-base-600);--color-base-700: var(--color-base-700)}.light,[data-mode=light]{--color-base-100: 255 255 255;--color-base-150: 250 250 255;--color-base-200: 246 245 250;--color-base-250: 237 236 244;--color-base-300: 227 226 237;--color-base-400: 176 174 208;--color-base-500: 90 93 141;--color-base-600: 0 8 82;--color-base-700: 1 1 50}.dark,[data-mode=dark]{--color-base-100: 18 18 18;--color-base-150: 23 23 18;--color-base-200: 34 34 34;--color-base-250: 43 43 43;--color-base-300: 53 53 53;--color-base-400: 116 114 114;--color-base-500: 209 209 209;--color-base-600: 237 237 237;--color-base-700: 255 255 255}*,:before,:after{box-sizing:border-box;border-width:0;border-style:solid;border-color:#e5e7eb}:before,:after{--tw-content: ""}html,:host{line-height:1.5;-webkit-text-size-adjust:100%;-moz-tab-size:4;-o-tab-size:4;tab-size:4;font-family:ui-sans-serif,system-ui,sans-serif,"Apple Color Emoji","Segoe UI Emoji",Segoe UI Symbol,"Noto Color Emoji";font-feature-settings:normal;font-variation-settings:normal;-webkit-tap-highlight-color:transparent}body{margin:0;line-height:inherit}hr{height:0;color:inherit;border-top-width:1px}abbr:where([title]){-webkit-text-decoration:underline dotted;text-decoration:underline dotted}h1,h2,h3,h4,h5,h6{font-size:inherit;font-weight:inherit}a{color:inherit;text-decoration:inherit}b,strong{font-weight:bolder}code,kbd,samp,pre{font-family:ui-monospace,SFMono-Regular,Menlo,Monaco,Consolas,Liberation Mono,Courier New,monospace;font-feature-settings:normal;font-variation-settings:normal;font-size:1em}small{font-size:80%}sub,sup{font-size:75%;line-height:0;position:relative;vertical-align:baseline}sub{bottom:-.25em}sup{top:-.5em}table{text-indent:0;border-color:inherit;border-collapse:collapse}button,input,optgroup,select,textarea{font-family:inherit;font-feature-settings:inherit;font-variation-settings:inherit;font-size:100%;font-weight:inherit;line-height:inherit;letter-spacing:inherit;color:inherit;margin:0;padding:0}button,select{text-transform:none}button,input:where([type=button]),input:where([type=reset]),input:where([type=submit]){-webkit-appearance:button;background-color:transparent;background-image:none}:-moz-focusring{outline:auto}:-moz-ui-invalid{box-shadow:none}progress{vertical-align:baseline}::-webkit-inner-spin-button,::-webkit-outer-spin-button{height:auto}[type=search]{-webkit-appearance:textfield;outline-offset:-2px}::-webkit-search-decoration{-webkit-appearance:none}::-webkit-file-upload-button{-webkit-appearance:button;font:inherit}summary{display:list-item}blockquote,dl,dd,h1,h2,h3,h4,h5,h6,hr,figure,p,pre{margin:0}fieldset{margin:0;padding:0}legend{padding:0}ol,ul,menu{list-style:none;margin:0;padding:0}dialog{padding:0}textarea{resize:vertical}input::-moz-placeholder,textarea::-moz-placeholder{opacity:1;color:#9ca3af}input::placeholder,textarea::placeholder{opacity:1;color:#9ca3af}button,[role=button]{cursor:pointer}:disabled{cursor:default}img,svg,video,canvas,audio,iframe,embed,object{display:block;vertical-align:middle}img,video{max-width:100%;height:auto}[hidden]{display:none}.tiptap>p.is-empty:before{--tw-text-opacity: 1;color:rgba(var(--color-base-400, 176 174 208) / var(--tw-text-opacity))}.tiptap>p.is-empty:before{content:attr(data-placeholder);float:left;height:0;pointer-events:none}*,:before,:after{--tw-border-spacing-x: 0;--tw-border-spacing-y: 0;--tw-translate-x: 0;--tw-translate-y: 0;--tw-rotate: 0;--tw-skew-x: 0;--tw-skew-y: 0;--tw-scale-x: 1;--tw-scale-y: 1;--tw-pan-x: ;--tw-pan-y: ;--tw-pinch-zoom: ;--tw-scroll-snap-strictness: proximity;--tw-gradient-from-position: ;--tw-gradient-via-position: ;--tw-gradient-to-position: ;--tw-ordinal: ;--tw-slashed-zero: ;--tw-numeric-figure: ;--tw-numeric-spacing: ;--tw-numeric-fraction: ;--tw-ring-inset: ;--tw-ring-offset-width: 0px;--tw-ring-offset-color: #fff;--tw-ring-color: rgb(59 130 246 / .5);--tw-ring-offset-shadow: 0 0 #0000;--tw-ring-shadow: 0 0 #0000;--tw-shadow: 0 0 #0000;--tw-shadow-colored: 0 0 #0000;--tw-blur: ;--tw-brightness: ;--tw-contrast: ;--tw-grayscale: ;--tw-hue-rotate: ;--tw-invert: ;--tw-saturate: ;--tw-sepia: ;--tw-drop-shadow: ;--tw-backdrop-blur: ;--tw-backdrop-brightness: ;--tw-backdrop-contrast: ;--tw-backdrop-grayscale: ;--tw-backdrop-hue-rotate: ;--tw-backdrop-invert: ;--tw-backdrop-opacity: ;--tw-backdrop-saturate: ;--tw-backdrop-sepia: ;--tw-contain-size: ;--tw-contain-layout: ;--tw-contain-paint: ;--tw-contain-style: }::backdrop{--tw-border-spacing-x: 0;--tw-border-spacing-y: 0;--tw-translate-x: 0;--tw-translate-y: 0;--tw-rotate: 0;--tw-skew-x: 0;--tw-skew-y: 0;--tw-scale-x: 1;--tw-scale-y: 1;--tw-pan-x: ;--tw-pan-y: ;--tw-pinch-zoom: ;--tw-scroll-snap-strictness: proximity;--tw-gradient-from-position: ;--tw-gradient-via-position: ;--tw-gradient-to-position: ;--tw-ordinal: ;--tw-slashed-zero: ;--tw-numeric-figure: ;--tw-numeric-spacing: ;--tw-numeric-fraction: ;--tw-ring-inset: ;--tw-ring-offset-width: 0px;--tw-ring-offset-color: #fff;--tw-ring-color: rgb(59 130 246 / .5);--tw-ring-offset-shadow: 0 0 #0000;--tw-ring-shadow: 0 0 #0000;--tw-shadow: 0 0 #0000;--tw-shadow-colored: 0 0 #0000;--tw-blur: ;--tw-brightness: ;--tw-contrast: ;--tw-grayscale: ;--tw-hue-rotate: ;--tw-invert: ;--tw-saturate: ;--tw-sepia: ;--tw-drop-shadow: ;--tw-backdrop-blur: ;--tw-backdrop-brightness: ;--tw-backdrop-contrast: ;--tw-backdrop-grayscale: ;--tw-backdrop-hue-rotate: ;--tw-backdrop-invert: ;--tw-backdrop-opacity: ;--tw-backdrop-saturate: ;--tw-backdrop-sepia: ;--tw-contain-size: ;--tw-contain-layout: ;--tw-contain-paint: ;--tw-contain-style: }.\!container{width:100%!important}.container{width:100%}@media (min-width: 640px){.\!container{max-width:640px!important}.container{max-width:640px}}@media (min-width: 768px){.\!container{max-width:768px!important}.container{max-width:768px}}@media (min-width: 1024px){.\!container{max-width:1024px!important}.container{max-width:1024px}}@media (min-width: 1280px){.\!container{max-width:1280px!important}.container{max-width:1280px}}@media (min-width: 1536px){.\!container{max-width:1536px!important}.container{max-width:1536px}}.pointer-events-none{pointer-events:none}.visible{visibility:visible}.invisible{visibility:hidden}.static{position:static}.fixed{position:fixed}.absolute{position:absolute}.relative{position:relative}.sticky{position:sticky}.inset-0{top:0;right:0;bottom:0;left:0}.bottom-4{bottom:1rem}.left-2{left:.5rem}.left-4{left:1rem}.left-\[50\%\]{left:50%}.right-2{right:.5rem}.top-1\/2{top:50%}.top-2{top:.5rem}.top-4{top:1rem}.top-\[50\%\]{top:50%}.z-10{z-index:10}.z-50{z-index:50}.z-\[1001\]{z-index:1001}.z-\[100\]{z-index:100}.z-\[110\]{z-index:110}.z-\[1\]{z-index:1}.z-\[91\]{z-index:91}.m-0{margin:0}.my-2{margin-top:.5rem;margin-bottom:.5rem}.mb-4{margin-bottom:1rem}.ml-1{margin-left:.25rem}.ml-s{margin-left:.5rem}.mt-2{margin-top:.5rem}.mt-4{margin-top:1rem}.mt-s{margin-top:.5rem}.box-border{box-sizing:border-box}.block{display:block}.inline-block{display:inline-block}.inline{display:inline}.flex{display:flex}.inline-flex{display:inline-flex}.grid{display:grid}.inline-grid{display:inline-grid}.contents{display:contents}.hidden{display:none}.h-0{height:0px}.h-1{height:.25rem}.h-4{height:1rem}.h-6{height:1.5rem}.h-\[1px\]{height:1px}.h-\[2px\]{height:2px}.h-\[36px\]{height:36px}.h-\[37px\]{height:37px}.h-full{height:100%}.max-h-\[500px\]{max-height:500px}.min-h-\[37px\]{min-height:37px}.min-h-\[40px\]{min-height:40px}.\!w-\[280px\]{width:280px!important}.\!w-\[calc\(100\%-3px\)\]{width:calc(100% - 3px)!important}.w-0{width:0px}.w-3{width:.75rem}.w-4{width:1rem}.w-\[9\.33px\]{width:9.33px}.w-\[calc\(100\%-32px\)\]{width:calc(100% - 32px)}.w-\[var\(--chip-input-value-length\)\]{width:var(--chip-input-value-length)}.w-auto{width:auto}.w-fit{width:-moz-fit-content;width:fit-content}.w-full{width:100%}.min-w-0{min-width:0px}.min-w-\[200px\]{min-width:200px}.min-w-\[274px\]{min-width:274px}.min-w-\[280px\]{min-width:280px}.max-w-\[212px\]{max-width:212px}.max-w-\[260px\]{max-width:260px}.max-w-\[340px\]{max-width:340px}.max-w-\[390px\]{max-width:390px}.max-w-\[393px\]{max-width:393px}.max-w-\[600px\]{max-width:600px}.max-w-\[none\]{max-width:none}.flex-1{flex:1 1 0%}.flex-shrink{flex-shrink:1}.flex-shrink-0,.shrink-0{flex-shrink:0}.grow{flex-grow:1}.origin-bottom{transform-origin:bottom}.origin-top{transform-origin:top}.-translate-y-1\/2{--tw-translate-y: -50%;transform:translate(var(--tw-translate-x),var(--tw-translate-y)) rotate(var(--tw-rotate)) skew(var(--tw-skew-x)) skewY(var(--tw-skew-y)) scaleX(var(--tw-scale-x)) scaleY(var(--tw-scale-y))}.translate-x-\[-50\%\]{--tw-translate-x: -50%;transform:translate(var(--tw-translate-x),var(--tw-translate-y)) rotate(var(--tw-rotate)) skew(var(--tw-skew-x)) skewY(var(--tw-skew-y)) scaleX(var(--tw-scale-x)) scaleY(var(--tw-scale-y))}.translate-y-\[-50\%\]{--tw-translate-y: -50%;transform:translate(var(--tw-translate-x),var(--tw-translate-y)) rotate(var(--tw-rotate)) skew(var(--tw-skew-x)) skewY(var(--tw-skew-y)) scaleX(var(--tw-scale-x)) scaleY(var(--tw-scale-y))}.transform{transform:translate(var(--tw-translate-x),var(--tw-translate-y)) rotate(var(--tw-rotate)) skew(var(--tw-skew-x)) skewY(var(--tw-skew-y)) scaleX(var(--tw-scale-x)) scaleY(var(--tw-scale-y))}@keyframes growFromBottom{0%{opacity:0;transform:scale(.9) translateY(16px)}to{opacity:1;transform:scale(1) translateY(0)}}.animate-grow-from-bottom{animation:growFromBottom .4s cubic-bezier(.28,.84,.42,1)}@keyframes growFromTop{0%{opacity:0;transform:scale(.9) translate(-50%,-16px)}to{opacity:1;transform:scale(1)translate(-50%)}}.animate-grow-from-top{animation:growFromTop .4s cubic-bezier(.28,.84,.42,1)}@keyframes pulse{50%{opacity:.5}}.animate-pulse{animation:pulse 2s cubic-bezier(.4,0,.6,1) infinite}.cursor-not-allowed{cursor:not-allowed}.cursor-pointer{cursor:pointer}.touch-none{touch-action:none}.select-none{-webkit-user-select:none;-moz-user-select:none;user-select:none}.resize{resize:both}.appearance-none{-webkit-appearance:none;-moz-appearance:none;appearance:none}.grid-cols-2{grid-template-columns:repeat(2,minmax(0,1fr))}.flex-row{flex-direction:row}.flex-row-reverse{flex-direction:row-reverse}.flex-col{flex-direction:column}.flex-wrap{flex-wrap:wrap}.place-content-center{place-content:center}.items-start{align-items:flex-start}.items-center{align-items:center}.justify-end{justify-content:flex-end}.justify-center{justify-content:center}.justify-between{justify-content:space-between}.\!gap-s{gap:.5rem!important}.gap-1{gap:.25rem}.gap-2{gap:.5rem}.gap-3{gap:.75rem}.gap-4{gap:1rem}.gap-6{gap:1.5rem}.gap-7{gap:1.75rem}.gap-8{gap:2rem}.gap-\[2px\]{gap:2px}.gap-s{gap:.5rem}.gap-xs{gap:.25rem}.space-x-3>:not([hidden])~:not([hidden]){--tw-space-x-reverse: 0;margin-right:calc(.75rem * var(--tw-space-x-reverse));margin-left:calc(.75rem * calc(1 - var(--tw-space-x-reverse)))}.space-y-1>:not([hidden])~:not([hidden]){--tw-space-y-reverse: 0;margin-top:calc(.25rem * calc(1 - var(--tw-space-y-reverse)));margin-bottom:calc(.25rem * var(--tw-space-y-reverse))}.overflow-hidden{overflow:hidden}.overflow-y-auto{overflow-y:auto}.truncate{overflow:hidden;text-overflow:ellipsis;white-space:nowrap}.whitespace-nowrap{white-space:nowrap}.text-wrap{text-wrap:wrap}.break-all{word-break:break-all}.rounded{border-radius:.25rem}.rounded-2xl{border-radius:1rem}.rounded-\[3px\]{border-radius:3px}.rounded-full{border-radius:9999px}.rounded-lg{border-radius:.5rem}.rounded-md{border-radius:.375rem}.rounded-none{border-radius:0}.border{border-width:1px}.border-0{border-width:0px}.border-\[1px\]{border-width:1px}.border-b-2{border-bottom-width:2px}.border-base-200{--tw-border-opacity: 1;border-color:rgba(var(--color-base-200, 246 245 250) / var(--tw-border-opacity))}.border-base-300{--tw-border-opacity: 1;border-color:rgba(var(--color-base-300, 227 226 237) / var(--tw-border-opacity))}.border-base-400{--tw-border-opacity: 1;border-color:rgba(var(--color-base-400, 176 174 208) / var(--tw-border-opacity))}.border-base-600{--tw-border-opacity: 1;border-color:rgba(var(--color-base-600, 0 8 82) / var(--tw-border-opacity))}.border-primary-400{--tw-border-opacity: 1;border-color:rgb(29 29 255 / var(--tw-border-opacity))}.border-red-300{--tw-border-opacity: 1;border-color:rgb(237 49 93 / var(--tw-border-opacity))}.border-transparent{border-color:transparent}.bg-base-100{--tw-bg-opacity: 1;background-color:rgba(var(--color-base-100, 255 255 255) / var(--tw-bg-opacity))}.bg-base-200{--tw-bg-opacity: 1;background-color:rgba(var(--color-base-200, 246 245 250) / var(--tw-bg-opacity))}.bg-base-250{--tw-bg-opacity: 1;background-color:rgba(var(--color-base-250, 237 236 244) / var(--tw-bg-opacity))}.bg-base-300{--tw-bg-opacity: 1;background-color:rgba(var(--color-base-300, 227 226 237) / var(--tw-bg-opacity))}.bg-base-600{--tw-bg-opacity: 1;background-color:rgba(var(--color-base-600, 0 8 82) / var(--tw-bg-opacity))}.bg-green-400{--tw-bg-opacity: 1;background-color:rgb(15 163 136 / var(--tw-bg-opacity))}.bg-light-blue-100{--tw-bg-opacity: 1;background-color:rgb(244 250 255 / var(--tw-bg-opacity))}.bg-orange-100{--tw-bg-opacity: 1;background-color:rgb(255 244 240 / var(--tw-bg-opacity))}.bg-primary-100{--tw-bg-opacity: 1;background-color:rgb(242 242 255 / var(--tw-bg-opacity))}.bg-primary-200{--tw-bg-opacity: 1;background-color:rgb(193 193 255 / var(--tw-bg-opacity))}.bg-primary-500{--tw-bg-opacity: 1;background-color:rgb(0 0 130 / var(--tw-bg-opacity))}.bg-purple-100{--tw-bg-opacity: 1;background-color:rgb(249 241 255 / var(--tw-bg-opacity))}.bg-red-100{--tw-bg-opacity: 1;background-color:rgb(255 245 247 / var(--tw-bg-opacity))}.bg-red-300{--tw-bg-opacity: 1;background-color:rgb(237 49 93 / var(--tw-bg-opacity))}.bg-slate-500{--tw-bg-opacity: 1;background-color:rgb(100 116 139 / var(--tw-bg-opacity))}.bg-tertiary-100{--tw-bg-opacity: 1;background-color:rgb(249 241 255 / var(--tw-bg-opacity))}.bg-transparent{background-color:transparent}.fill-base-100{fill:rgba(var(--color-base-100, 255 255 255) / 1)}.fill-current{fill:currentColor}.stroke-current{stroke:currentColor}.\!p-0{padding:0!important}.p-0{padding:0}.p-1{padding:.25rem}.p-2{padding:.5rem}.p-4{padding:1rem}.p-\[2px\]{padding:2px}.p-m{padding:1rem}.p-s{padding:.5rem}.p-xs{padding:.25rem}.px-1{padding-left:.25rem;padding-right:.25rem}.px-2{padding-left:.5rem;padding-right:.5rem}.px-4{padding-left:1rem;padding-right:1rem}.px-6{padding-left:1.5rem;padding-right:1.5rem}.px-m{padding-left:1rem;padding-right:1rem}.py-0{padding-top:0;padding-bottom:0}.py-0\.5{padding-top:.125rem;padding-bottom:.125rem}.py-1{padding-top:.25rem;padding-bottom:.25rem}.py-2{padding-top:.5rem;padding-bottom:.5rem}.py-4{padding-top:1rem;padding-bottom:1rem}.py-\[6px\]{padding-top:6px;padding-bottom:6px}.py-xs{padding-top:.25rem;padding-bottom:.25rem}.pl-10{padding-left:2.5rem}.pl-2{padding-left:.5rem}.pl-4{padding-left:1rem}.pl-8{padding-left:2rem}.pr-10{padding-right:2.5rem}.pr-8{padding-right:2rem}.pt-2{padding-top:.5rem}.text-left{text-align:left}.text-center{text-align:center}.text-2xs{font-size:.625rem}.text-\[10px\]{font-size:10px}.text-\[12px\]{font-size:12px}.text-\[13px\]{font-size:13px}.text-\[15px\]{font-size:15px}.text-\[18px\]{font-size:18px}.text-base{font-size:1rem;line-height:1.5rem}.text-lg{font-size:1.125rem;line-height:1.75rem}.text-sm{font-size:.875rem;line-height:1.25rem}.text-xs{font-size:.75rem;line-height:1rem}.font-\[400\]{font-weight:400}.font-\[500\]{font-weight:500}.font-bold{font-weight:700}.font-medium{font-weight:500}.font-normal{font-weight:400}.font-semibold{font-weight:600}.uppercase{text-transform:uppercase}.italic{font-style:italic}.\!leading-4{line-height:1rem!important}.leading-none{line-height:1}.\!text-base-400{--tw-text-opacity: 1 !important;color:rgba(var(--color-base-400, 176 174 208) / var(--tw-text-opacity))!important}.\!text-base-600{--tw-text-opacity: 1 !important;color:rgba(var(--color-base-600, 0 8 82) / var(--tw-text-opacity))!important}.text-base-100{--tw-text-opacity: 1;color:rgba(var(--color-base-100, 255 255 255) / var(--tw-text-opacity))}.text-base-500{--tw-text-opacity: 1;color:rgba(var(--color-base-500, 90 93 141) / var(--tw-text-opacity))}.text-base-600{--tw-text-opacity: 1;color:rgba(var(--color-base-600, 0 8 82) / var(--tw-text-opacity))}.text-base-700{--tw-text-opacity: 1;color:rgba(var(--color-base-700, 1 1 50) / var(--tw-text-opacity))}.text-gray-600{--tw-text-opacity: 1;color:rgb(75 85 99 / var(--tw-text-opacity))}.text-light-blue-400{--tw-text-opacity: 1;color:rgb(0 141 255 / var(--tw-text-opacity))}.text-orange-400{--tw-text-opacity: 1;color:rgb(255 107 70 / var(--tw-text-opacity))}.text-primary-400{--tw-text-opacity: 1;color:rgb(29 29 255 / var(--tw-text-opacity))}.text-purple-300{--tw-text-opacity: 1;color:rgb(178 94 244 / var(--tw-text-opacity))}.text-red-300{--tw-text-opacity: 1;color:rgb(237 49 93 / var(--tw-text-opacity))}.text-white{--tw-text-opacity: 1;color:rgb(255 255 255 / var(--tw-text-opacity))}.underline{text-decoration-line:underline}.antialiased{-webkit-font-smoothing:antialiased;-moz-osx-font-smoothing:grayscale}.opacity-0{opacity:0}.opacity-30{opacity:.3}.opacity-40{opacity:.4}.opacity-65{opacity:.65}.shadow{--tw-shadow: 0 1px 3px 0 rgb(0 0 0 / .1), 0 1px 2px -1px rgb(0 0 0 / .1);--tw-shadow-colored: 0 1px 3px 0 var(--tw-shadow-color), 0 1px 2px -1px var(--tw-shadow-color);box-shadow:var(--tw-ring-offset-shadow, 0 0 #0000),var(--tw-ring-shadow, 0 0 #0000),var(--tw-shadow)}.shadow-lg{--tw-shadow: 0px 5px 30px 0px rgba(0, 8, 82, .1);--tw-shadow-colored: 0px 5px 30px 0px var(--tw-shadow-color);box-shadow:var(--tw-ring-offset-shadow, 0 0 #0000),var(--tw-ring-shadow, 0 0 #0000),var(--tw-shadow)}.shadow-md{--tw-shadow: 0px 5px 20px 0px rgba(0, 8, 82, .05);--tw-shadow-colored: 0px 5px 20px 0px var(--tw-shadow-color);box-shadow:var(--tw-ring-offset-shadow, 0 0 #0000),var(--tw-ring-shadow, 0 0 #0000),var(--tw-shadow)}.outline-none{outline:2px solid transparent;outline-offset:2px}.outline{outline-style:solid}.outline-\[4\.5px\]{outline-width:4.5px}.outline-tertiary-400{outline-color:#953bab}.filter{filter:var(--tw-blur) var(--tw-brightness) var(--tw-contrast) var(--tw-grayscale) var(--tw-hue-rotate) var(--tw-invert) var(--tw-saturate) var(--tw-sepia) var(--tw-drop-shadow)}.transition{transition-property:color,background-color,border-color,text-decoration-color,fill,stroke,opacity,box-shadow,transform,filter,-webkit-backdrop-filter;transition-property:color,background-color,border-color,text-decoration-color,fill,stroke,opacity,box-shadow,transform,filter,backdrop-filter;transition-property:color,background-color,border-color,text-decoration-color,fill,stroke,opacity,box-shadow,transform,filter,backdrop-filter,-webkit-backdrop-filter;transition-timing-function:cubic-bezier(.4,0,.2,1);transition-duration:.15s}.transition-\[background-color\]{transition-property:background-color;transition-timing-function:cubic-bezier(.4,0,.2,1);transition-duration:.15s}.transition-all{transition-property:all;transition-timing-function:cubic-bezier(.4,0,.2,1);transition-duration:.15s}.transition-colors{transition-property:color,background-color,border-color,text-decoration-color,fill,stroke;transition-timing-function:cubic-bezier(.4,0,.2,1);transition-duration:.15s}.duration-200{transition-duration:.2s}.ease-in-out{transition-timing-function:cubic-bezier(.4,0,.2,1)}.ease-linear{transition-timing-function:linear}@keyframes enter{0%{opacity:var(--tw-enter-opacity, 1);transform:translate3d(var(--tw-enter-translate-x, 0),var(--tw-enter-translate-y, 0),0) scale3d(var(--tw-enter-scale, 1),var(--tw-enter-scale, 1),var(--tw-enter-scale, 1)) rotate(var(--tw-enter-rotate, 0))}}@keyframes exit{to{opacity:var(--tw-exit-opacity, 1);transform:translate3d(var(--tw-exit-translate-x, 0),var(--tw-exit-translate-y, 0),0) scale3d(var(--tw-exit-scale, 1),var(--tw-exit-scale, 1),var(--tw-exit-scale, 1)) rotate(var(--tw-exit-rotate, 0))}}.duration-200{animation-duration:.2s}.ease-in-out{animation-timing-function:cubic-bezier(.4,0,.2,1)}.ease-linear{animation-timing-function:linear}.running{animation-play-state:running}.paused{animation-play-state:paused}.placeholder\:text-sm::-moz-placeholder{font-size:.875rem;line-height:1.25rem}.placeholder\:text-sm::placeholder{font-size:.875rem;line-height:1.25rem}.placeholder\:font-normal::-moz-placeholder{font-weight:400}.placeholder\:font-normal::placeholder{font-weight:400}.placeholder\:text-base-400::-moz-placeholder{--tw-text-opacity: 1;color:rgba(var(--color-base-400, 176 174 208) / var(--tw-text-opacity))}.placeholder\:text-base-400::placeholder{--tw-text-opacity: 1;color:rgba(var(--color-base-400, 176 174 208) / var(--tw-text-opacity))}.before\:absolute:before{content:var(--tw-content);position:absolute}.before\:bottom-0:before{content:var(--tw-content);bottom:0}.before\:left-0:before{content:var(--tw-content);left:0}.before\:top-0:before{content:var(--tw-content);top:0}.before\:flex:before{content:var(--tw-content);display:flex}.before\:h-4:before{content:var(--tw-content);height:1rem}.before\:w-4:before{content:var(--tw-content);width:1rem}.before\:w-\[var\(--player-buffer-progress\)\]:before{content:var(--tw-content);width:var(--player-buffer-progress)}.before\:content-normal:before{content:var(--tw-content);align-content:normal}.before\:rounded-full:before{content:var(--tw-content);border-radius:9999px}.before\:bg-base-400:before{content:var(--tw-content);--tw-bg-opacity: 1;background-color:rgba(var(--color-base-400, 176 174 208) / var(--tw-bg-opacity))}.before\:bg-primary-300:before{content:var(--tw-content);--tw-bg-opacity: 1;background-color:rgb(133 133 255 / var(--tw-bg-opacity))}.before\:transition-\[border\]:before{content:var(--tw-content);transition-property:border;transition-timing-function:cubic-bezier(.4,0,.2,1);transition-duration:.15s}.before\:transition-\[width\]:before{content:var(--tw-content);transition-property:width;transition-timing-function:cubic-bezier(.4,0,.2,1);transition-duration:.15s}.before\:content-\[\'\'\]:before{--tw-content: "";content:var(--tw-content)}.after\:absolute:after{content:var(--tw-content);position:absolute}.after\:bottom-0:after{content:var(--tw-content);bottom:0}.after\:left-0:after{content:var(--tw-content);left:0}.after\:top-0:after{content:var(--tw-content);top:0}.after\:flex:after{content:var(--tw-content);display:flex}.after\:w-\[var\(--player-timeline-progress\)\]:after{content:var(--tw-content);width:var(--player-timeline-progress)}.after\:content-normal:after{content:var(--tw-content);align-content:normal}.after\:bg-primary-400:after{content:var(--tw-content);--tw-bg-opacity: 1;background-color:rgb(29 29 255 / var(--tw-bg-opacity))}.after\:transition-\[width\]:after{content:var(--tw-content);transition-property:width;transition-timing-function:cubic-bezier(.4,0,.2,1);transition-duration:.15s}.checked\:border-none:checked{border-style:none}.checked\:border-primary-400:checked{--tw-border-opacity: 1;border-color:rgb(29 29 255 / var(--tw-border-opacity))}.checked\:bg-primary-400:checked{--tw-bg-opacity: 1;background-color:rgb(29 29 255 / var(--tw-bg-opacity))}.before\:checked\:border-\[5px\]:checked:before{content:var(--tw-content);border-width:5px}.before\:checked\:border-primary-400:checked:before{content:var(--tw-content);--tw-border-opacity: 1;border-color:rgb(29 29 255 / var(--tw-border-opacity))}.hover\:bg-base-200:hover{--tw-bg-opacity: 1;background-color:rgba(var(--color-base-200, 246 245 250) / var(--tw-bg-opacity))}.hover\:bg-base-250:hover{--tw-bg-opacity: 1;background-color:rgba(var(--color-base-250, 237 236 244) / var(--tw-bg-opacity))}.hover\:bg-transparent:hover{background-color:transparent}.hover\:bg-none:hover{background-image:none}.hover\:text-primary-500:hover{--tw-text-opacity: 1;color:rgb(0 0 130 / var(--tw-text-opacity))}.focus\:border-primary-300:focus{--tw-border-opacity: 1;border-color:rgb(133 133 255 / var(--tw-border-opacity))}.focus\:border-red-300:focus{--tw-border-opacity: 1;border-color:rgb(237 49 93 / var(--tw-border-opacity))}.focus\:bg-base-100:focus{--tw-bg-opacity: 1;background-color:rgba(var(--color-base-100, 255 255 255) / var(--tw-bg-opacity))}.focus\:bg-base-200:focus{--tw-bg-opacity: 1;background-color:rgba(var(--color-base-200, 246 245 250) / var(--tw-bg-opacity))}.focus\:bg-transparent:focus{background-color:transparent}.focus\:bg-none:focus{background-image:none}.focus\:text-base-600:focus{--tw-text-opacity: 1;color:rgba(var(--color-base-600, 0 8 82) / var(--tw-text-opacity))}.focus\:outline-none:focus{outline:2px solid transparent;outline-offset:2px}.focus\:placeholder\:text-base-400:focus::-moz-placeholder{--tw-text-opacity: 1;color:rgba(var(--color-base-400, 176 174 208) / var(--tw-text-opacity))}.focus\:placeholder\:text-base-400:focus::placeholder{--tw-text-opacity: 1;color:rgba(var(--color-base-400, 176 174 208) / var(--tw-text-opacity))}.disabled\:\!cursor-not-allowed:disabled{cursor:not-allowed!important}.disabled\:cursor-not-allowed:disabled{cursor:not-allowed}.disabled\:border-base-300:disabled{--tw-border-opacity: 1;border-color:rgba(var(--color-base-300, 227 226 237) / var(--tw-border-opacity))}.disabled\:bg-base-300:disabled{--tw-bg-opacity: 1;background-color:rgba(var(--color-base-300, 227 226 237) / var(--tw-bg-opacity))}.disabled\:\!opacity-50:disabled{opacity:.5!important}.disabled\:opacity-50:disabled{opacity:.5}.disabled\:before\:checked\:border-base-300:checked:disabled:before{content:var(--tw-content);--tw-border-opacity: 1;border-color:rgba(var(--color-base-300, 227 226 237) / var(--tw-border-opacity))}.disabled\:hover\:\!bg-transparent:hover:disabled{background-color:transparent!important}.disabled\:hover\:bg-transparent:hover:disabled{background-color:transparent}.group\/trigger:hover .group-hover\/trigger\:flex{display:flex}.has-\[\:focus\]\:border-primary-300:has(:focus){--tw-border-opacity: 1;border-color:rgb(133 133 255 / var(--tw-border-opacity))}.aria-\[current\=page\]\:border-b-primary-400[aria-current=page]{--tw-border-opacity: 1;border-bottom-color:rgb(29 29 255 / var(--tw-border-opacity))}.aria-\[current\=page\]\:bg-primary-400\/10[aria-current=page]{background-color:#1d1dff1a}.aria-\[current\=page\]\:text-primary-400[aria-current=page]{--tw-text-opacity: 1;color:rgb(29 29 255 / var(--tw-text-opacity))}.aria-\[current\=page\]\:hover\:border-b-primary-500:hover[aria-current=page]{--tw-border-opacity: 1;border-bottom-color:rgb(0 0 130 / var(--tw-border-opacity))}.aria-\[current\=page\]\:hover\:bg-primary-400\/20:hover[aria-current=page]{background-color:#1d1dff33}.aria-\[current\=page\]\:hover\:text-primary-500:hover[aria-current=page]{--tw-text-opacity: 1;color:rgb(0 0 130 / var(--tw-text-opacity))}.group\/dropdown-subtrigger[aria-expanded=true] .group-aria-\[expanded\=true\]\/dropdown-subtrigger\:bg-base-200{--tw-bg-opacity: 1;background-color:rgba(var(--color-base-200, 246 245 250) / var(--tw-bg-opacity))}.data-\[clickable\=false\]\:pointer-events-none[data-clickable=false],.data-\[disabled\]\:pointer-events-none[data-disabled]{pointer-events:none}.data-\[disabled\=false\]\:pointer-events-auto[data-disabled=false]{pointer-events:auto}.data-\[size\=l\]\:left-\[17px\][data-size=l]{left:17px}.data-\[size\=l\]\:top-\[14px\][data-size=l]{top:14px}.data-\[size\=m\]\:left-\[12px\][data-size=m]{left:12px}.data-\[size\=m\]\:top-\[9px\][data-size=m]{top:9px}.data-\[size\=s\]\:left-\[8px\][data-size=s]{left:8px}.data-\[size\=s\]\:top-\[6px\][data-size=s]{top:6px}.data-\[size\=xl\]\:left-\[23px\][data-size=xl]{left:23px}.data-\[size\=xl\]\:top-\[18px\][data-size=xl]{top:18px}.data-\[size\=xs\]\:left-\[7px\][data-size=xs]{left:7px}.data-\[size\=xs\]\:top-\[10px\][data-size=xs]{top:10px}.data-\[size\=\"big\"\]\:h-\[37px\][data-size=big]{height:37px}.data-\[size\=\"small\"\]\:h-6[data-size=small]{height:1.5rem}.data-\[size\=l\]\:h-8[data-size=l]{height:2rem}.data-\[size\=m\]\:h-6[data-size=m]{height:1.5rem}.data-\[size\=s\]\:h-4[data-size=s]{height:1rem}.data-\[size\=xl\]\:h-10[data-size=xl]{height:2.5rem}.data-\[size\=xs\]\:h-3[data-size=xs]{height:.75rem}.data-\[size\=l\]\:w-8[data-size=l]{width:2rem}.data-\[size\=m\]\:w-6[data-size=m]{width:1.5rem}.data-\[size\=s\]\:w-4[data-size=s]{width:1rem}.data-\[size\=xl\]\:w-10[data-size=xl]{width:2.5rem}.data-\[size\=xs\]\:w-3[data-size=xs]{width:.75rem}.data-\[clickable\=true\]\:cursor-pointer[data-clickable=true]{cursor:pointer}.data-\[disabled\=\"true\"\]\:cursor-not-allowed[data-disabled=true]{cursor:not-allowed}.data-\[disabled\=true\]\:\!cursor-not-allowed[data-disabled=true]{cursor:not-allowed!important}.data-\[outline\=\"true\"\]\:border-\[1px\][data-outline=true]{border-width:1px}.data-\[focus\=true\]\:border-primary-300[data-focus=true]{--tw-border-opacity: 1;border-color:rgb(133 133 255 / var(--tw-border-opacity))}.data-\[variant\=\"primary\"\]\:border-primary-400[data-variant=primary]{--tw-border-opacity: 1;border-color:rgb(29 29 255 / var(--tw-border-opacity))}.data-\[variant\=\"secondary\"\]\:border-base-400[data-variant=secondary]{--tw-border-opacity: 1;border-color:rgba(var(--color-base-400, 176 174 208) / var(--tw-border-opacity))}.data-\[checked\=false\]\:bg-base-200[data-checked=false]{--tw-bg-opacity: 1;background-color:rgba(var(--color-base-200, 246 245 250) / var(--tw-bg-opacity))}.data-\[checked\=true\]\:bg-green-100[data-checked=true]{--tw-bg-opacity: 1;background-color:rgb(235 255 251 / var(--tw-bg-opacity))}.data-\[selected\=true\]\:bg-base-200[data-selected=true]{--tw-bg-opacity: 1;background-color:rgba(var(--color-base-200, 246 245 250) / var(--tw-bg-opacity))}.data-\[variant\=\"primary\"\]\:bg-primary-100[data-variant=primary]{--tw-bg-opacity: 1;background-color:rgb(242 242 255 / var(--tw-bg-opacity))}.data-\[variant\=\"secondary\"\]\:bg-base-200[data-variant=secondary]{--tw-bg-opacity: 1;background-color:rgba(var(--color-base-200, 246 245 250) / var(--tw-bg-opacity))}.data-\[variant\=\"tertiary\"\]\:bg-tertiary-100[data-variant=tertiary]{--tw-bg-opacity: 1;background-color:rgb(249 241 255 / var(--tw-bg-opacity))}.data-\[size\=m\]\:p-4[data-size=m]{padding:1rem}.data-\[size\=s\]\:p-2[data-size=s]{padding:.5rem}.data-\[size\=\"big\"\]\:py-2[data-size=big]{padding-top:.5rem;padding-bottom:.5rem}.data-\[size\=\"small\"\]\:py-\[6px\][data-size=small]{padding-top:6px;padding-bottom:6px}.data-\[size\=m\]\:text-\[15px\][data-size=m]{font-size:15px}.data-\[size\=s\]\:text-xs[data-size=s]{font-size:.75rem;line-height:1rem}.data-\[disabled\=false\]\:\!opacity-100[data-disabled=false]{opacity:1!important}.data-\[disabled\=true\]\:\!opacity-50[data-disabled=true]{opacity:.5!important}.data-\[disabled\]\:opacity-30[data-disabled]{opacity:.3}.data-\[outline\=true\]\:outline[data-outline=true]{outline-style:solid}.data-\[outline\=true\]\:outline-\[1\.5px\][data-outline=true]{outline-width:1.5px}.data-\[outline\=true\]\:outline-primary-400[data-outline=true]{outline-color:#1d1dff}.data-\[disabled\=true\]\:hover\:\!bg-transparent:hover[data-disabled=true]{background-color:transparent!important}.data-\[variant\=\"secondary\"\]\:hover\:bg-base-250:hover[data-variant=secondary]{--tw-bg-opacity: 1;background-color:rgba(var(--color-base-250, 237 236 244) / var(--tw-bg-opacity))}.group\/dropdown-wordtrigger[data-state=closed] .group-data-\[state\=closed\]\/dropdown-wordtrigger\:block,.group\/dropdown-wordtrigger[data-state=open] .group-data-\[state\=open\]\/dropdown-wordtrigger\:block{display:block}.group\/trigger[data-state=paused] .group-data-\[state\=paused\]\/trigger\:flex,.group\/trigger[data-state=playing] .group-data-\[state\=playing\]\/trigger\:flex{display:flex}.group\/checkbox[data-checked=false] .group-data-\[checked\=false\]\/checkbox\:hidden,.group\/sidebar[data-state=collapsed] .group-data-\[state\=\"collapsed\"\]\/sidebar\:hidden,.group\/sidebar[data-state=expanded] .group-data-\[state\=\"expanded\"\]\/sidebar\:hidden,.group\/dropdown-wordtrigger[data-state=closed] .group-data-\[state\=closed\]\/dropdown-wordtrigger\:hidden,.group\/dropdown-wordtrigger[data-state=open] .group-data-\[state\=open\]\/dropdown-wordtrigger\:hidden{display:none}.group\/dropdown-item[data-size=m] .group-data-\[size\=m\]\/dropdown-item\:\!w-5{width:1.25rem!important}.group\/dropdown-item[data-size=s] .group-data-\[size\=s\]\/dropdown-item\:w-m{width:1rem}.group\/sidebar[data-state=collapsed] .group-data-\[state\=\"collapsed\"\]\/sidebar\:justify-center{justify-content:center}.group\/input-root[data-invalid=true] .group-data-\[invalid\=true\]\/input-root\:border-red-300{--tw-border-opacity: 1;border-color:rgb(237 49 93 / var(--tw-border-opacity))}.group\/sidebar[data-type=meeting] .group-data-\[type\=\"meeting\"\]\/sidebar\:bg-base-100{--tw-bg-opacity: 1;background-color:rgba(var(--color-base-100, 255 255 255) / var(--tw-bg-opacity))}.group\/tooltip[data-type=default] .group-data-\[type\=\"default\"\]\/tooltip\:fill-base-600{fill:rgba(var(--color-base-600, 0 8 82) / 1)}.group\/tooltip[data-type=error] .group-data-\[type\=\"error\"\]\/tooltip\:fill-red-300{fill:#ed315d}.group\/tooltip[data-type=success] .group-data-\[type\=\"success\"\]\/tooltip\:fill-green-400{fill:#0fa388}.group\/sidebar[data-state=collapsed] .group-data-\[state\=\"collapsed\"\]\/sidebar\:px-1{padding-left:.25rem;padding-right:.25rem}.group\/chip[data-size=big] .group-data-\[size\=\"big\"\]\/chip\:text-s{font-size:.938rem}.group\/chip[data-size=small] .group-data-\[size\=\"small\"\]\/chip\:text-2xs{font-size:.625rem}.group\/dropdown-item[data-size=m] .group-data-\[size\=m\]\/dropdown-item\:\!text-\[15px\]{font-size:15px!important}.group\/dropdown-item[data-size=s] .group-data-\[size\=s\]\/dropdown-item\:text-xs{font-size:.75rem;line-height:1rem}.group\/input-root[data-invalid=true] .group-data-\[invalid\=true\]\/input-root\:text-red-300{--tw-text-opacity: 1;color:rgb(237 49 93 / var(--tw-text-opacity))}.group\/banner[data-type=secondary] .group-data-\[type\=\"secondary\"\]\/banner\:text-base-100{--tw-text-opacity: 1;color:rgba(var(--color-base-100, 255 255 255) / var(--tw-text-opacity))}.group\/chip[data-variant=primary] .group-data-\[variant\=\"primary\"\]\/chip\:text-primary-400{--tw-text-opacity: 1;color:rgb(29 29 255 / var(--tw-text-opacity))}.group\/chip[data-variant=secondary] .group-data-\[variant\=\"secondary\"\]\/chip\:text-base-400{--tw-text-opacity: 1;color:rgba(var(--color-base-400, 176 174 208) / var(--tw-text-opacity))}.group\/chip[data-variant=tertiary] .group-data-\[variant\=\"tertiary\"\]\/chip\:text-base-300{--tw-text-opacity: 1;color:rgba(var(--color-base-300, 227 226 237) / var(--tw-text-opacity))}.group\/chip[data-variant=tertiary] .group-data-\[variant\=\"tertiary\"\]\/chip\:text-tertiary-300{--tw-text-opacity: 1;color:rgb(178 94 244 / var(--tw-text-opacity))}.group\/sidebar[data-type=meeting] .group-data-\[type\=\"meeting\"\]\/sidebar\:hover\:bg-base-150:hover{--tw-bg-opacity: 1;background-color:rgba(var(--color-base-150, 250 250 255) / var(--tw-bg-opacity))}.group\/input-root[data-invalid=true] .group-data-\[invalid\=true\]\/input-root\:focus\:border-red-300:focus{--tw-border-opacity: 1;border-color:rgb(237 49 93 / var(--tw-border-opacity))}.group\/chip:hover[data-variant=primary] .group-hover\/chip\:group-data-\[variant\=\"primary\"\]\/chip\:text-primary-500{--tw-text-opacity: 1;color:rgb(0 0 130 / var(--tw-text-opacity))}.group\/chip:hover[data-variant=secondary] .group-hover\/chip\:group-data-\[variant\=\"secondary\"\]\/chip\:text-base-500{--tw-text-opacity: 1;color:rgba(var(--color-base-500, 90 93 141) / var(--tw-text-opacity))}.group\/chip:hover[data-variant=tertiary] .group-hover\/chip\:group-data-\[variant\=\"tertiary\"\]\/chip\:text-tertiary-400{--tw-text-opacity: 1;color:rgb(149 59 171 / var(--tw-text-opacity))}.group\/sidebar[data-type=meeting] .group-data-\[type\=\"meeting\"\]\/sidebar\:aria-\[current\=page\]\:bg-primary-400\/10[aria-current=page]{background-color:#1d1dff1a}.group\/sidebar[data-type=meeting] .group-data-\[type\=\"meeting\"\]\/sidebar\:aria-\[current\=page\]\:hover\:bg-primary-400\/20:hover[aria-current=page]{background-color:#1d1dff33}@media not all and (min-width: 1024px){.group\/sidebar:hover .max-lg\:group-hover\/sidebar\:\!px-4{padding-left:1rem!important;padding-right:1rem!important}.group\/sidebar[data-state=default] .max-lg\:group-data-\[state\=\"default\"\]\/sidebar\:hidden{display:none}}@media not all and (min-width: 768px){.group\/sidebar:hover .group-hover\/sidebar\:max-md\:\!px-4{padding-left:1rem!important;padding-right:1rem!important}.group\/sidebar[data-state=default] .max-md\:group-data-\[state\=\"default\"\]\/sidebar\:justify-center{justify-content:center}.group\/sidebar[data-state=default] .max-md\:group-data-\[state\=\"default\"\]\/sidebar\:px-1{padding-left:.25rem;padding-right:.25rem}}@media (min-width: 768px){.md\:text-\[24px\]{font-size:24px}.group\/sidebar[data-state=default] .md\:group-data-\[state\=\"default\"\]\/sidebar\:hidden{display:none}}.\[\&\>\*\]\:outline-none>*{outline:2px solid transparent;outline-offset:2px}.group\/banner[data-type=secondary] .group-data-\[type\=\"secondary\"\]\/banner\:\[\&\>\*\]\:\!text-base-100>*{--tw-text-opacity: 1 !important;color:rgba(var(--color-base-100, 255 255 255) / var(--tw-text-opacity))!important}.\[\&\>span\]\:\!no-underline>span{text-decoration-line:none!important}.\[\&\>svg\]\:gap-xs>svg{gap:.25rem}.\[\&_button\>span\]\:text-base-500 button>span{--tw-text-opacity: 1;color:rgba(var(--color-base-500, 90 93 141) / var(--tw-text-opacity))}.\[\&_button\>span\]\:text-orange-400 button>span{--tw-text-opacity: 1;color:rgb(255 107 70 / var(--tw-text-opacity))}.\[\&_button\>span\]\:text-white button>span{--tw-text-opacity: 1;color:rgb(255 255 255 / var(--tw-text-opacity))}.\[\&_button\>svg\]\:fill-light-blue-400 button>svg{fill:#008dff}.\[\&_button\>svg\]\:fill-orange-400 button>svg{fill:#ff6b46}.\[\&_button\>svg\]\:fill-primary-400 button>svg{fill:#1d1dff}.\[\&_button\>svg\]\:fill-purple-300 button>svg{fill:#b25ef4}.\[\&_button\>svg\]\:fill-white button>svg{fill:#fff}</style></head><body></body></html></template></tldx-lmi-shadow-root></html>
